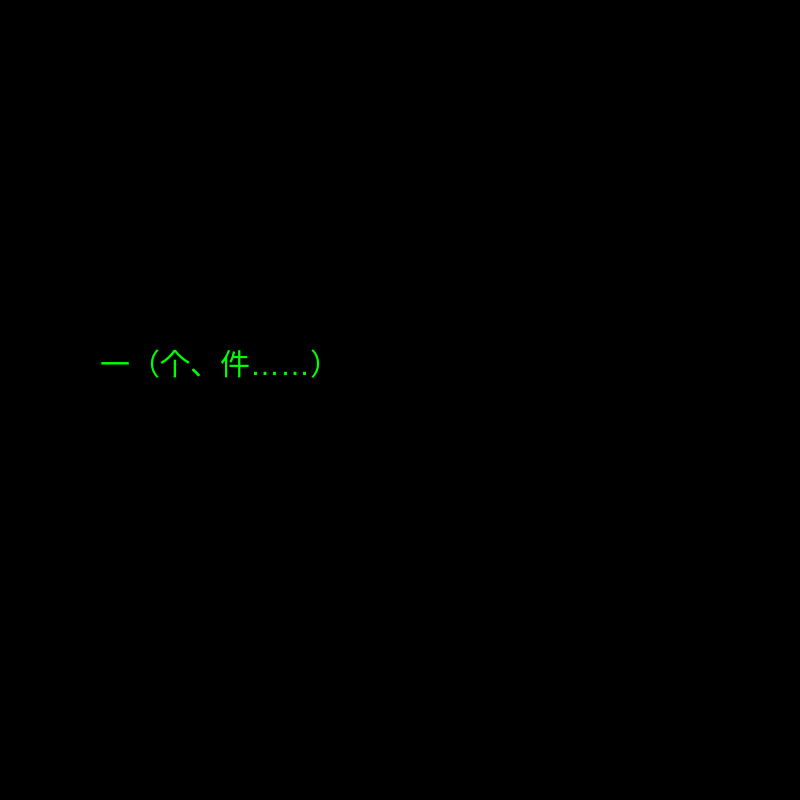
Frame 1 (no input)
Frame 60 (no input): identical to frame 1, image omitted
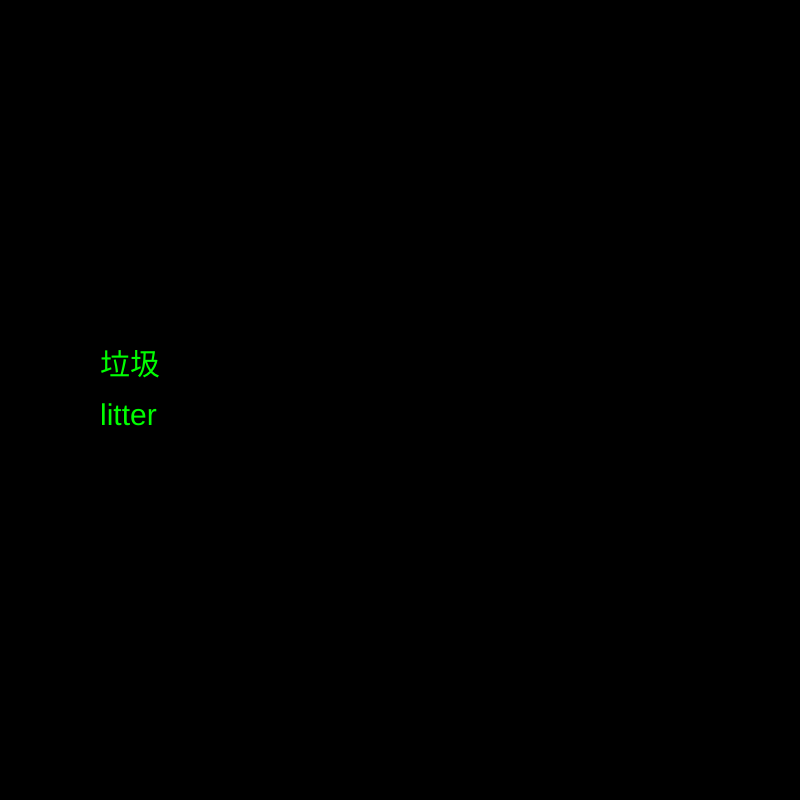
Frame 120 (the mouse pressed at the canvas centre since frame 60)

The p5.js sketch that drew these frames (run headless with seeded random() and noise() and a simulated clock; from frame 60 on, the mouse is pressed at the canvas centre):

// p5.js sketch
// ── sketch.js
 
 let vocab;
 
 
 function setup(){
     createCanvas(800, 800);
     background(0);
     vocab = data.zkv // need to point to the head of the json file
     console.log(vocab)
     fill(0,255,0)
     textSize(30)
     text(vocab[0].Chinese,100,100)
     text(vocab[0].English,100,150)


 }

 function draw(){
     background(0);
     fill(0,255,0);
     let index = floor(map(mouseX,0,width,0,vocab.length-1,true)) // true constrains it so you dont get -1
     console.log(index)
     text(vocab[index].Chinese,100,height/2-25)
     if(mouseIsPressed || keyIsPressed){
        text(vocab[index].English,100,height/2+25)
     }

     

 
     
 }
// ── zkv.js
let data = {"zkv":[
{"Chinese":"一（个、件……）","part":"art.","English":"a(an)"},
{"Chinese":"能力；才能","part":"n.","English":"ability"},
{"Chinese":"有一点儿","part":"","English":"a bit (of)"},
{"Chinese":"能够；有能力的","part":"a.","English":"able"},
{"Chinese":"大约；到处；四处","part":"ad.","English":"about"},
{"Chinese":"关于；在各处；四处","part":"prep.","English":"about"},
{"Chinese":"在……上面","part":"prep.","English":"above"},
{"Chinese":"首先，首要","part":"","English":"above all"},
{"Chinese":"到（在）国外","part":"ad.","English":"abroad"},
{"Chinese":"缺席；不在","part":"a.","English":"absent"},
{"Chinese":"口音；音调","part":"n.","English":"accent"},
{"Chinese":"接受","part":"vt.","English":"accept"},
{"Chinese":"事故，意外的事","part":"n.","English":"accident"},
{"Chinese":"痛；疼痛","part":"vi./ n.","English":"ache"},
{"Chinese":"根据","part":"prep.","English":"according to"},
{"Chinese":"达到；取得","part":"vt.","English":"achieve"},
{"Chinese":"横过；穿过","part":"prep","English":"across"},
{"Chinese":"法令；条例","part":"n.","English":"act"},
{"Chinese":"表演，扮演（角色）；演出，行动","part":"v.","English":"act"},
{"Chinese":"行动","part":"n.","English":"action"},
{"Chinese":"积极的，主动的","part":"a.","English":"active"},
{"Chinese":"活动","part":"n.","English":"activity"},
{"Chinese":"男演员；行动者，参与者","part":"n.","English":"actor"},
{"Chinese":"女演员","part":"n.","English":"actress"},
{"Chinese":"实际的，真实的","part":"a.","English":"actual"},
{"Chinese":"增添；增加","part":"vt.","English":"add"},
{"Chinese":"地址","part":"n.","English":"address"},
{"Chinese":"赞赏，敬佩","part":"vt.","English":"admire"},
{"Chinese":"成人","part":"n.","English":"adult"},
{"Chinese":"优点；好处","part":"n.","English":"advantage"},
{"Chinese":"宣传，做广告","part":"v.","English":"advertise"},
{"Chinese":"广告","part":"n.","English":"advertisement"},
{"Chinese":"忠告；劝告；建议","part":"n.","English":"advice"},
{"Chinese":"忠告；劝告；建议","part":"vet.","English":"advise"},
{"Chinese":"负担的起（……的费用）；抽的出（时间）；提供","part":"vt.","English":"afford"},
{"Chinese":"一些；少量；几个","part":"","English":"a few"},
{"Chinese":"害怕的；担心的","part":"a.","English":"afraid"},
{"Chinese":"非洲；非洲的","part":"n./adj.","English":"Africa"},
{"Chinese":"非洲的;非洲人的;（非洲）黑人的;来自非洲的","part":"adj.","English":"African"},
{"Chinese":"非洲人","part":"n.","English":"African"},
{"Chinese":"在后；后来","part":"ad.","English":"after"},
{"Chinese":"在……之后；在……后面","part":"prep.","English":"after"},
{"Chinese":"在……以后","part":"conj.","English":"after"},
{"Chinese":"毕竟，终究","part":"","English":"after all"},
{"Chinese":"课后","part":"","English":"after class"},
{"Chinese":"下午，午后","part":"n.","English":"afternoon"},
{"Chinese":"再一次；再，又","part":"ad.","English":"again"},
{"Chinese":"反复地；再三地","part":"","English":"again and again"},
{"Chinese":"对着，反对","part":"prep.","English":"against"},
{"Chinese":"年龄；时代","part":"n.","English":"age"},
{"Chinese":"以前","part":"ad.","English":"ago"},
{"Chinese":"同意；应允","part":"v.","English":"agree"},
{"Chinese":"同意；一致；协定","part":"n.","English":"agreement"},
{"Chinese":"同意做某事","part":"","English":"agree to do sth"},
{"Chinese":"同意某人的看法，与某人看法一致","part":"","English":"agree with sb"},
{"Chinese":"空气；大气","part":"n.","English":"air"},
{"Chinese":"航空公司","part":"n.","English":"airline"},
{"Chinese":"(美)飞机","part":"n.","English":"airplane"},
{"Chinese":"航空站，飞机场","part":"n.","English":"airport"},
{"Chinese":"一类；一种","part":"","English":"a kind of"},
{"Chinese":"活着的，存在的","part":"a.","English":"alive"},
{"Chinese":"一些，少量，几个","part":"","English":"a little"},
{"Chinese":"全部地","part":"ad.","English":"all"},
{"Chinese":"全(部)；所有的；总；整","part":"a.","English":"all"},
{"Chinese":"全部；全体成员","part":"pron.","English":"all"},
{"Chinese":"各种各样的","part":"","English":"all kinds of"},
{"Chinese":"到处，遍及，结束","part":"","English":"all over"},
{"Chinese":"好了，行吧，病好了","part":"","English":"all right"},
{"Chinese":"允许，准允","part":"vt.","English":"allow"},
{"Chinese":"几乎，差不多","part":"ad.","English":"almost"},
{"Chinese":"单独的，孤独的","part":"a.","English":"alone"},
{"Chinese":"向前；和…..在一起；一同","part":"ad.","English":"along"},
{"Chinese":"沿着；顺着","part":"prep.","English":"along"},
{"Chinese":"许多","part":"","English":"a lot of"},
{"Chinese":"大声地","part":"ad.","English":"aloud"},
{"Chinese":"已经","part":"ad.","English":"already"},
{"Chinese":"也","part":"ad.","English":"also"},
{"Chinese":"虽然；尽管","part":"conj.","English":"although"},
{"Chinese":"总是；一直；永远","part":"ad.","English":"always"},
{"Chinese":"美国；美洲","part":"n.","English":"America"},
{"Chinese":"美国人；美国人的","part":"a.","English":"American"},
{"Chinese":"美国人","part":"n.","English":"American"},
{"Chinese":"在…中间；在(三个以上)之间","part":"prep.","English":"among"},
{"Chinese":"古代的;古老的","part":"a.","English":"ancient"},
{"Chinese":"和；又；而","part":"conj.","English":"and"},
{"Chinese":"生气的，愤怒的","part":"a.","English":"angry"},
{"Chinese":"动物","part":"n.","English":"animal"},
{"Chinese":"再一；另一；别的；不同的","part":"a.","English":"another"},
{"Chinese":"另一个","part":"pron.","English":"another"},
{"Chinese":"一些，许多","part":"","English":"a number of"},
{"Chinese":"回答，答复；回信；答案","part":"n.","English":"answer"},
{"Chinese":"回答，答复；回信(作出)答案","part":"v.","English":"answer"},
{"Chinese":"蚂蚁","part":"n.","English":"ant"},
{"Chinese":"（无论）哪一个；那些","part":"pron.","English":"any"},
{"Chinese":"任何的；（用于疑问句、否定句）一些；什么","part":"a.","English":"any"},
{"Chinese":"任何人，无论谁","part":"pron.","English":"anybody"},
{"Chinese":"任何人，无论谁","part":"pron.","English":"anyone"},
{"Chinese":"什么事/物；任何事/物","part":"pron.","English":"anything"},
{"Chinese":"不管怎样","part":"ad.","English":"anyway"},
{"Chinese":"任何地方","part":"ad.","English":"anywhere"},
{"Chinese":"一双，一副","part":"","English":"a pair of"},
{"Chinese":"出现","part":"vi.","English":"appear"},
{"Chinese":"一（块，张，片，件）","part":"","English":"a piece of"},
{"Chinese":"苹果","part":"n.","English":"apple"},
{"Chinese":"四月","part":"n.","English":"April"},
{"Chinese":"面积；地域；区域；范围；领域","part":"n.","English":"area"},
{"Chinese":"主张；争论；劝告，说服；证明","part":"v.","English":"argue"},
{"Chinese":"臂，支架","part":"n.","English":"arm"},
{"Chinese":"军队","part":"n.","English":"army"},
{"Chinese":"在周围；在附近","part":"ad.","English":"around"},
{"Chinese":"在……周围；大约","part":"prep.","English":"around"},
{"Chinese":"到达；达到","part":"vi.","English":"arrive"},
{"Chinese":"到达某地","part":"","English":"arrive at(in) a place"},
{"Chinese":"艺术，美术；技艺","part":"n.","English":"art"},
{"Chinese":"文章；东西；冠词","part":"n.","English":"article"},
{"Chinese":"艺术家，画家","part":"n.","English":"artist"},
{"Chinese":"像……一样；如同；因为；作为，当作","part":"ad.&conj","English":"as"},
{"Chinese":"（作为）结果","part":"","English":"as a result"},
{"Chinese":"(表示程度，范围)就......尽......","part":"","English":"as far as"},
{"Chinese":"好像，仿佛","part":"","English":"as if"},
{"Chinese":"亚洲","part":"n.","English":"Asia"},
{"Chinese":"亚洲的；亚洲人的；亚洲人","part":"a./n.","English":"Asian"},
{"Chinese":"问,询问；请求，要求；邀请","part":"v.","English":"ask"},
{"Chinese":"睡着的，熟睡","part":"a.","English":"asleep"},
{"Chinese":"只要","part":"","English":"as long as"},
{"Chinese":"一......就","part":"","English":"as soon as"},
{"Chinese":"通常，平常地","part":"","English":"as usual"},
{"Chinese":"除...之外（也）","part":"","English":"as well as"},
{"Chinese":"也，又","part":"","English":"as well"},
{"Chinese":"像，如同","part":"","English":"as...as..."},
{"Chinese":"在（几点钟）；在（某处）","part":"prep.","English":"at"},
{"Chinese":"大西洋（的）","part":"n. & a.","English":"Atlantic"},
{"Chinese":"参加，出席；被动语态表伴随；照顾","part":"v.","English":"attend"},
{"Chinese":"关心；注意","part":"n.","English":"attention"},
{"Chinese":"八月","part":"n.","English":"August"},
{"Chinese":"态度，看法；姿势","part":"n.","English":"attitude"},
{"Chinese":"吸引","part":"v.","English":"attract"},
{"Chinese":"伯母；舅母；审；姑；姨","part":"n.","English":"aunt"},
{"Chinese":"澳洲；澳大利亚","part":"n.","English":"Australia"},
{"Chinese":"澳洲的；澳大利亚的","part":"a.","English":"Australian"},
{"Chinese":"澳大利亚人","part":"n.","English":"Australian"},
{"Chinese":"秋天，秋季","part":"n.","English":"autumn"},
{"Chinese":"有用的；有效的","part":"a.","English":"available"},
{"Chinese":"避免；躲开；逃避","part":"v.","English":"avoid"},
{"Chinese":"唤醒；醒着的","part":"v.","English":"awake(awoke；awoken)"},
{"Chinese":"离开；远离","part":"ad.","English":"away"},
{"Chinese":"糟糕的; 可怕的; 非常的;","part":"ad.&a.","English":"awful"},
{"Chinese":"婴儿","part":"n.","English":"baby"},
{"Chinese":"回（原处）；向后","part":"ad.","English":"back"},
{"Chinese":"后面的","part":"a.","English":"back"},
{"Chinese":"背后；后部；背","part":"n.","English":"back"},
{"Chinese":"背景","part":"n.","English":"background"},
{"Chinese":"坏的；有害的；不利的；严重的","part":"a.","English":"bad (worse, worst)"},
{"Chinese":"书包；提包；袋子","part":"n.","English":"bag"},
{"Chinese":"平衡;使平衡","part":"n.&v.","English":"balance"},
{"Chinese":"球","part":"n.","English":"ball"},
{"Chinese":"气球","part":"n.","English":"balloon"},
{"Chinese":"竹子","part":"n.","English":"bamboo"},
{"Chinese":"香蕉","part":"n.","English":"banana"},
{"Chinese":"（河、海、湖的）岸，堤；银行","part":"n.","English":"bank"},
{"Chinese":"棒球","part":"n.","English":"baseball"},
{"Chinese":"基本的","part":"a.","English":"basic"},
{"Chinese":"篮子","part":"n.","English":"basket"},
{"Chinese":"篮球","part":"n.","English":"basketball"},
{"Chinese":"浴室","part":"n.","English":"bathroom"},
{"Chinese":"是（原形），其人称和时态形式有am,is,are,was,were,being, been成为","part":"v.","English":"be"},
{"Chinese":"为....而感到骄傲,自豪","part":"","English":"be proud of"},
{"Chinese":"对...严格要求","part":"","English":"be strict with"},
{"Chinese":"海滨，海滩","part":"n.","English":"beach"},
{"Chinese":"豆","part":"n.","English":"bean"},
{"Chinese":"熊","part":"n.","English":"bear"},
{"Chinese":"忍受，具有，支撑，生孩子","part":"v.","English":"bear(bore, born)"},
{"Chinese":"敲打；跳动；打赢","part":"v.","English":"beat(beat, beaten)"},
{"Chinese":"（音乐）节拍","part":"n.","English":"beat"},
{"Chinese":"美的，美丽的，美观的","part":"a.","English":"beautiful"},
{"Chinese":"因为","part":"conj.","English":"because"},
{"Chinese":"变得；成为","part":"v.","English":"become(became, become)"},
{"Chinese":"床","part":"n.","English":"bed"},
{"Chinese":"寝室，卧室","part":"n.","English":"bedroom"},
{"Chinese":"蜜蜂","part":"n.","English":"bee"},
{"Chinese":"牛肉","part":"n.","English":"beef"},
{"Chinese":"在……以前；在……前面","part":"prep.","English":"before"},
{"Chinese":"以前","part":"ad.","English":"before"},
{"Chinese":"在…..之前","part":"conj.","English":"before"},
{"Chinese":"开始，着手","part":"v.","English":"begin(began, begun)"},
{"Chinese":"表现","part":"v.","English":"behave"},
{"Chinese":"行为，举止","part":"n.","English":"behaviour"},
{"Chinese":"(表示位置)在……后面","part":"prep.","English":"behind"},
{"Chinese":"在后面；向后","part":"ad.","English":"behind"},
{"Chinese":"相信；认为","part":"v.","English":"believe"},
{"Chinese":"钟，铃；钟（铃）声；钟形物","part":"n.","English":"bell"},
{"Chinese":"属于；适应","part":"v.","English":"belong"},
{"Chinese":"属于","part":"","English":"belong to"},
{"Chinese":"在……下面","part":"prep.","English":"below"},
{"Chinese":"好处，益处；使受益","part":"v.&n.","English":"benefit"},
{"Chinese":"在…..旁边；靠近","part":"prep.","English":"beside"},
{"Chinese":"除……以外（还有）","part":"prep.","English":"besides"},
{"Chinese":"还有，此外","part":"ad.","English":"besides"},
{"Chinese":"最好的，最出色的；最高标准的","part":"ad.","English":"best（good和well的最高级）"},
{"Chinese":"最好的，最愉快的，最合适的","part":"a.","English":"best"},
{"Chinese":"佼佼者","part":"n.","English":"the best"},
{"Chinese":"更好的，较好的","part":"ad.","English":"better（good和well的比较级）"},
{"Chinese":"更好的，更合适的","part":"a.","English":"better"},
{"Chinese":"更合适者","part":"n.","English":"better"},
{"Chinese":"在（两者）之间，在……中间","part":"prep.","English":"between"},
{"Chinese":"（表示位置）在……的那边；超过；越过","part":"prep.","English":"beyond"},
{"Chinese":"大的","part":"a.","English":"big"},
{"Chinese":"自行车","part":"n.","English":"bike=bicycle"},
{"Chinese":"帐单；法案，议案；（美）钞票，纸币","part":"n.","English":"bill"},
{"Chinese":"鸟","part":"n.","English":"bird"},
{"Chinese":"出生；诞生","part":"n.","English":"birth"},
{"Chinese":"生日","part":"n.","English":"birthday"},
{"Chinese":"饼干","part":"n.","English":"biscuit"},
{"Chinese":"一点，一些，少量","part":"n.","English":"bit"},
{"Chinese":"有苦味的；痛苦的；难过的；严酷的","part":"a.","English":"bitter"},
{"Chinese":"黑色","part":"n.","English":"black"},
{"Chinese":"黑色的","part":"a.","English":"black"},
{"Chinese":"黑板","part":"n.","English":"blackboard"},
{"Chinese":"瞎的","part":"n.","English":"blind"},
{"Chinese":"阻碍；街区","part":"n.","English":"block"},
{"Chinese":"阻止","part":"v.","English":"block"},
{"Chinese":"血，血液","part":"n.","English":"blood"},
{"Chinese":"女式衬衫；上衣","part":"n.","English":"blouse"},
{"Chinese":"吹；刮风；吹气","part":"v.","English":"blow(blew, blown)"},
{"Chinese":"蓝色","part":"a.","English":"blue"},
{"Chinese":"木板；布告牌；委员会；（政府的）部；伙食","part":"n.","English":"board"},
{"Chinese":"小船，小舟","part":"n.","English":"boat"},
{"Chinese":"身体","part":"n.","English":"body"},
{"Chinese":"书；本子","part":"n.","English":"book"},
{"Chinese":"预定，定（房间/车票等）","part":"v.","English":"book"},
{"Chinese":"烦闷的；厌烦的","part":"a.","English":"bored"},
{"Chinese":"乏味的；无聊的","part":"a.","English":"boring"},
{"Chinese":"出生","part":"a.","English":"born"},
{"Chinese":"（向别人）借用；借","part":"v.","English":"borrow"},
{"Chinese":"领班；老板","part":"n.","English":"boss"},
{"Chinese":"两；双","part":"a.","English":"both"},
{"Chinese":"两者；双方","part":"pron.","English":"both"},
{"Chinese":"两者都，既......又.......","part":"","English":"both....and"},
{"Chinese":"瓶子","part":"n.","English":"bottle"},
{"Chinese":"底部；底","part":"n.","English":"bottom"},
{"Chinese":"碗","part":"n.","English":"bowl"},
{"Chinese":"盒子，箱子","part":"n.","English":"box"},
{"Chinese":"男孩","part":"n.","English":"boy"},
{"Chinese":"脑子","part":"n.","English":"brain"},
{"Chinese":"勇敢的","part":"a.","English":"brave"},
{"Chinese":"面包；食物，粮食；生计","part":"n.","English":"bread"},
{"Chinese":"打破（断、碎）；损坏，撕开","part":"v","English":"break(broke, broken)"},
{"Chinese":"损坏，（把化合物）分解；（汽车）抛锚","part":"","English":"break down"},
{"Chinese":"闯入，强行进入；插嘴，打断","part":"","English":"break in"},
{"Chinese":"（战争，火灾等）突然发生，爆发","part":"","English":"break out"},
{"Chinese":"早餐","part":"n.","English":"breakfast"},
{"Chinese":"气息；呼吸","part":"n.","English":"breath"},
{"Chinese":"呼吸","part":"vi.","English":"breathe"},
{"Chinese":"桥","part":"n..","English":"bridge"},
{"Chinese":"明亮的；聪明的","part":"a.","English":"bright"},
{"Chinese":"拿来，带来，取来","part":"vt.","English":"bring(brought, brought)"},
{"Chinese":"教育，培养","part":"","English":"bring up"},
{"Chinese":"英国","part":"n.","English":"Britain"},
{"Chinese":"英国人，英国人的，英国的","part":"ad.&a.","English":"British"},
{"Chinese":"兄；弟","part":"n.","English":"brother"},
{"Chinese":"褐色，棕色","part":"n.","English":"brown"},
{"Chinese":"褐色的，棕色的","part":"a.","English":"brown"},
{"Chinese":"刷；擦","part":"v.","English":"brush"},
{"Chinese":"刷子","part":"n.","English":"brush"},
{"Chinese":"建筑；造","part":"v.","English":"build(built, built)"},
{"Chinese":"逐步建立","part":"","English":"build up"},
{"Chinese":"建筑物；房屋；大楼","part":"n.","English":"building"},
{"Chinese":"燃，烧；着火；使烧焦；使晒黑","part":"v.","English":"burn(-ed,ed/burnt,burnt)"},
{"Chinese":"公共汽车","part":"n.","English":"bus"},
{"Chinese":"（本分）工作；职业；生意；交易；事业","part":"n.","English":"business"},
{"Chinese":"忙（碌）的","part":"a.","English":"busy"},
{"Chinese":"但是；可是","part":"conj.","English":"but"},
{"Chinese":"除了；除…之外","part":"Prep.","English":"but"},
{"Chinese":"黄油；奶油","part":"n.","English":"butter"},
{"Chinese":"蝴蝶","part":"n.","English":"butterfly"},
{"Chinese":"买","part":"vt.","English":"buy(bought, bought)"},
{"Chinese":"靠近；在…旁边；在…时间；不迟于；被；用；由；乘（车）","part":"prep.","English":"by"},
{"Chinese":"偶然","part":"","English":"by accident"},
{"Chinese":"乘飞机（公交车，火车，轮船）","part":"","English":"by air(bus,train,ship)"},
{"Chinese":"日间，在白天","part":"","English":"by day"},
{"Chinese":"顺便说；顺便问一下","part":"","English":"by the way"},
{"Chinese":"再见","part":"int.","English":"bye"},
{"Chinese":"卷心菜；洋白菜","part":"n.","English":"cabbage"},
{"Chinese":"蛋糕；糕点；饼","part":"n.","English":"cake"},
{"Chinese":"日历","part":"n.","English":"calendar"},
{"Chinese":"喊；叫；电话，通话","part":"n.","English":"call"},
{"Chinese":"称呼；呼唤；喊；叫","part":"v.","English":"call"},
{"Chinese":"召集，召来","part":"","English":"call in"},
{"Chinese":"拜访","part":"","English":"call on"},
{"Chinese":"号召，打电话","part":"","English":"call up"},
{"Chinese":"骆驼","part":"n.","English":"camel"},
{"Chinese":"照相机；摄象机","part":"n.","English":"camera"},
{"Chinese":"（夏令）营","part":"n.","English":"camp"},
{"Chinese":"能够；可以；会","part":"modal v.","English":"can (could,-) (can’t/cannot)"},
{"Chinese":"加拿大","part":"n.","English":"Canada"},
{"Chinese":"加拿大人，加拿大人的，加拿大的","part":"adj./n.","English":"Canadian"},
{"Chinese":"取消","part":"v.","English":"cancel"},
{"Chinese":"蜡烛","part":"n.","English":"candle"},
{"Chinese":"癌","part":"n.","English":"cancer"},
{"Chinese":"糖果","part":"n.","English":"candy"},
{"Chinese":"（无檐的或前面有檐的）帽子；（瓶）盖；（钢笔）笔套","part":"n.","English":"cap"},
{"Chinese":"首都；省会；大写；资本","part":"n.","English":"capital"},
{"Chinese":"（海军）上校；船长；舰长；队长","part":"n.","English":"captain"},
{"Chinese":"汽车；小卧车","part":"n.","English":"car"},
{"Chinese":"卡片；名片；纸牌","part":"n.","English":"card"},
{"Chinese":"照料；保护；小心","part":"n.","English":"care"},
{"Chinese":"介意…；在乎；关心","part":"v.","English":"care"},
{"Chinese":"喜欢，照顾（病人）","part":"","English":"care for"},
{"Chinese":"小心的;仔细的;谨慎的","part":"a.","English":"careful"},
{"Chinese":"粗心的；漫不经心的","part":"a.","English":"careless"},
{"Chinese":"胡萝卜","part":"n.","English":"carrot"},
{"Chinese":"拿；搬；带；提；抬；背；抱；运等","part":"vt.","English":"carry"},
{"Chinese":"继续下去，继续开展","part":"","English":"carry on"},
{"Chinese":"执行","part":"","English":"carry out"},
{"Chinese":"动画片","part":"n.","English":"cartoon"},
{"Chinese":"猫","part":"n.","English":"cat"},
{"Chinese":"接住；捉住；赶上；染上（疾病）","part":"v.","English":"catch(caught, caught)"},
{"Chinese":"赶上（或超过）","part":"","English":"catch up with"},
{"Chinese":"原因；起因","part":"n.","English":"cause"},
{"Chinese":"促使；引起；使发生","part":"vt.","English":"cause"},
{"Chinese":"天花板；顶棚","part":"n.","English":"ceiling"},
{"Chinese":"庆祝","part":"v.","English":"celebrate"},
{"Chinese":"美分(100 cents=1 dollar)","part":"n.","English":"cent"},
{"Chinese":"中心的，主要的","part":"a.","English":"central"},
{"Chinese":"中心，中央","part":"n.","English":"centre (美center)"},
{"Chinese":"世纪，百年","part":"n.","English":"century"},
{"Chinese":"确定的，无疑的；一定会……","part":"a.","English":"certain"},
{"Chinese":"当然","part":"ad.","English":"certainly"},
{"Chinese":"椅子","part":"n.","English":"chair"},
{"Chinese":"主席；会长；议长","part":"n.","English":"chairman/"},
{"Chinese":"","part":"","English":"chairwoman"},
{"Chinese":"粉笔","part":"n.","English":"chalk"},
{"Chinese":"挑战","part":"n.","English":"challenge"},
{"Chinese":"机会，可能性","part":"n.","English":"chance"},
{"Chinese":"零钱；找头．改变，变化；更换；兑换","part":"n. v.","English":"change"},
{"Chinese":"转换成，把……变成","part":"","English":"change into"},
{"Chinese":"品质，性格，角色，特性","part":"n.","English":"character"},
{"Chinese":"咏唱；歌颂;","part":"vt.","English":"chant"},
{"Chinese":"颂歌；曲子","part":"n.","English":"chant"},
{"Chinese":"便宜的，贱","part":"a.","English":"cheap"},
{"Chinese":"骗取，哄骗；作弊","part":"v.","English":"cheat"},
{"Chinese":"检查；批改;","part":"n.","English":"check"},
{"Chinese":"校对，核对；检查；批改","part":"vt.","English":"check"},
{"Chinese":"报到，登记","part":"","English":"check in"},
{"Chinese":"查明，结账","part":"","English":"check out"},
{"Chinese":"欢呼；喝彩","part":"n.&vi.","English":"cheer"},
{"Chinese":"奶酪","part":"n.","English":"cheese"},
{"Chinese":"化学","part":"n.","English":"chemistry"},
{"Chinese":"棋","part":"n.","English":"chess"},
{"Chinese":"箱子；盒子；胸部","part":"n.","English":"chest"},
{"Chinese":"鸡；鸡肉","part":"n.","English":"chicken"},
{"Chinese":"孩子，儿童","part":"n.","English":"child (pl.children)"},
{"Chinese":"中国","part":"n.","English":"China"},
{"Chinese":"中国的；中国人的；中国话的，汉语的;","part":"a.","English":"Chinese"},
{"Chinese":"中国人；中国话，汉语，中文","part":"n.","English":"Chinese"},
{"Chinese":"巧克力","part":"n.","English":"chocolate"},
{"Chinese":"选择；抉择","part":"n.","English":"choice"},
{"Chinese":"选择","part":"vt.","English":"choose (chose, chosen)"},
{"Chinese":"筷子","part":"n.","English":"chopsticks"},
{"Chinese":"圣诞节(12月25)","part":"n.","English":"Christmas"},
{"Chinese":"教堂；教会","part":"n.","English":"church"},
{"Chinese":"电影院；电影","part":"n.","English":"cinema"},
{"Chinese":"圆圈;","part":"n.","English":"circle"},
{"Chinese":"将……圈起来","part":"vt.","English":"circle"},
{"Chinese":"市，城市，都市","part":"n.","English":"city"},
{"Chinese":"拍手；鼓掌","part":"vi.&n.","English":"clap"},
{"Chinese":"(学校里的)班；年级；课","part":"n.","English":"class"},
{"Chinese":"同班同学","part":"n.","English":"classmate"},
{"Chinese":"教室","part":"n.","English":"classroom"},
{"Chinese":"弄干净，擦干净;","part":"vt.","English":"clean"},
{"Chinese":"清洁的，干净的","part":"a.","English":"clean"},
{"Chinese":"清晰的；明亮的；清楚的","part":"a.","English":"clear"},
{"Chinese":"整理，收拾，（天气）放晴","part":"","English":"clear up"},
{"Chinese":"聪明的，伶俐的","part":"a.","English":"clever"},
{"Chinese":"爬，攀登","part":"v.","English":"climb"},
{"Chinese":"钟","part":"n.","English":"clock"},
{"Chinese":"关，关闭","part":"vt.","English":"close"},
{"Chinese":"衣服；各种衣物","part":"n.","English":"clothes"},
{"Chinese":"云；云状物；阴影","part":"n.","English":"cloud"},
{"Chinese":"多云的，阴天的","part":"a.","English":"cloudy"},
{"Chinese":"俱乐部","part":"n.","English":"club"},
{"Chinese":"教练；马车；长途车","part":"n.","English":"coach"},
{"Chinese":"煤；煤块","part":"n.","English":"coal"},
{"Chinese":"海岸；海滨","part":"n.","English":"coast"},
{"Chinese":"外套；涂层；表皮；皮毛","part":"n.","English":"coat"},
{"Chinese":"咖啡","part":"n.","English":"coffee"},
{"Chinese":"硬币","part":"n.","English":"coin"},
{"Chinese":"冷的，寒的;","part":"a.","English":"cold"},
{"Chinese":"寒冷；感冒，伤风","part":"n.","English":"cold"},
{"Chinese":"收集，搜集","part":"vt.","English":"collect"},
{"Chinese":"学院；专科学校","part":"n.","English":"college"},
{"Chinese":"颜色;","part":"n.","English":"colour (美color)"},
{"Chinese":"给……着色，涂色","part":"vt.","English":"colour"},
{"Chinese":"来，来到","part":"vi.","English":"come(came, come)"},
{"Chinese":"（偶然）遇见（或发现）","part":"","English":"come across"},
{"Chinese":"回来；想起来","part":"","English":"come back"},
{"Chinese":"落，下来","part":"","English":"come down"},
{"Chinese":"出生（于），来自","part":"","English":"come from"},
{"Chinese":"进入，进来","part":"","English":"come in"},
{"Chinese":"快;走吧;跟我来","part":"","English":"come on"},
{"Chinese":"出来；（书等）出版，发行","part":"","English":"come out"},
{"Chinese":"共计，达到","part":"","English":"come to"},
{"Chinese":"实现","part":"","English":"come true"},
{"Chinese":"追上；赶上；想出（主意）；找出（答案）","part":"","English":"come up with"},
{"Chinese":"上来，上升，抬头","part":"","English":"come up"},
{"Chinese":"舒服的；安逸的；舒服自在的","part":"a.","English":"comfortable"},
{"Chinese":"普通的，一般的；共有的","part":"a.","English":"common"},
{"Chinese":"交际；传达(感情信息等)","part":"v.","English":"communicate"},
{"Chinese":"交际；交往；通讯","part":"n.","English":"communication"},
{"Chinese":"社区","part":"n.","English":"community"},
{"Chinese":"公司","part":"n.","English":"company"},
{"Chinese":"比较；对比","part":"vt.","English":"compare"},
{"Chinese":"与……相比","part":"","English":"compare to"},
{"Chinese":"与……相比","part":"","English":"compare with"},
{"Chinese":"比赛；竞赛","part":"n.","English":"competition"},
{"Chinese":"抱怨；投诉；埋怨；发牢骚","part":"v.","English":"complain"},
{"Chinese":"完成；结束a．完成的","part":"vt.","English":"complete"},
{"Chinese":"作文；作曲","part":"n.","English":"composition"},
{"Chinese":"电子计算机","part":"n.","English":"computer"},
{"Chinese":"音乐会；演奏会","part":"n.","English":"concert"},
{"Chinese":"条件；状况","part":"n.","English":"condition"},
{"Chinese":"（正式的）会议","part":"n.","English":"conference"},
{"Chinese":"自信的","part":"a.","English":"confident"},
{"Chinese":"使困惑","part":"v.","English":"confuse"},
{"Chinese":"祝贺","part":"v.","English":"congratulate"},
{"Chinese":"祝贺……","part":"","English":"congratulate …on"},
{"Chinese":"连接；把…联系起来","part":"vt.","English":"connect"},
{"Chinese":"与……相连","part":"","English":"connect with"},
{"Chinese":"考虑","part":"vt.","English":"consider"},
{"Chinese":"继续","part":"vi.","English":"continue"},
{"Chinese":"控制","part":"vt.& n.","English":"control"},
{"Chinese":"方便的","part":"a.","English":"convenient"},
{"Chinese":"谈话，交谈","part":"n.","English":"conversation"},
{"Chinese":"炊事员，厨师z，．烹调，做饭","part":"n.","English":"cook"},
{"Chinese":"炊具(锅、炉灶、烤炉等)","part":"n.","English":"cooker"},
{"Chinese":"曲奇饼，饼干","part":"n.","English":"cookie"},
{"Chinese":"凉的，凉爽的；酷","part":"a.","English":"cool"},
{"Chinese":"抄本，副本；一本(份，册……)","part":"n.","English":"copy"},
{"Chinese":"抄写；复印；(计算机用语)拷(备份盘)","part":"v.","English":"copy"},
{"Chinese":"玉米，谷物","part":"n.","English":"corn"},
{"Chinese":"角；角落；拐角","part":"n.","English":"corner"},
{"Chinese":"改正；纠正;","part":"v.","English":"correct"},
{"Chinese":"正确的，对的；恰当的","part":"a.","English":"correct"},
{"Chinese":"值(多少钱)；花费;","part":"v.","English":"cost(cost, cost)"},
{"Chinese":"价格","part":"n.","English":"cost"},
{"Chinese":"棉花;","part":"n.","English":"cotton"},
{"Chinese":"棉花的","part":"a.","English":"cotton"},
{"Chinese":"咳嗽","part":"n.&vi.","English":"cough"},
{"Chinese":"(can的过去式)可以；（表示许可或请求）可以…，行","part":"modal v.","English":"could"},
{"Chinese":"数，点数","part":"vt.","English":"count"},
{"Chinese":"国家；农村，乡下","part":"n.","English":"country"},
{"Chinese":"乡下，农村","part":"n.","English":"countryside"},
{"Chinese":"夫妇；一对","part":"n.","English":"couple"},
{"Chinese":"勇气；胆略","part":"n.","English":"courage"},
{"Chinese":"过程；经过；课程","part":"n.","English":"course"},
{"Chinese":"堂(表)兄弟，堂(表)姐妹","part":"n.","English":"cousin"},
{"Chinese":"盖子；罩．","part":"n.","English":"cover"},
{"Chinese":"覆盖，遮盖；掩盖","part":"v.","English":"cover"},
{"Chinese":"母牛，奶牛","part":"n.","English":"cow"},
{"Chinese":"蜡笔；蜡笔画","part":"n.","English":"crayon"},
{"Chinese":"疯狂的","part":"a.","English":"crazy"},
{"Chinese":"创造；造成","part":"vt.","English":"create"},
{"Chinese":"批评，评论","part":"v.","English":"criticize"},
{"Chinese":"十字形的东西;","part":"n.","English":"cross"},
{"Chinese":"越过；穿过","part":"vt.","English":"cross"},
{"Chinese":"生气地","part":"a.","English":"cross"},
{"Chinese":"拥挤的","part":"v.","English":"crowd"},
{"Chinese":"残酷的；无情的","part":"a.","English":"cruel"},
{"Chinese":"叫喊；哭声;","part":"n.","English":"cry"},
{"Chinese":"喊叫；哭","part":"v.","English":"cry"},
{"Chinese":"文化","part":"n.","English":"culture"},
{"Chinese":"茶杯","part":"n.","English":"cup"},
{"Chinese":"好奇的，古怪的","part":"a.","English":"curious"},
{"Chinese":"顾客","part":"n.","English":"customer"},
{"Chinese":"切，剪，削，割","part":"v.","English":"cut(cut, cut)"},
{"Chinese":"砍倒","part":"","English":"cut down"},
{"Chinese":"切断","part":"","English":"cut off"},
{"Chinese":"可爱的，迷人的","part":"a.","English":"cute"},
{"Chinese":"每日的；日常的","part":"a.","English":"daily"},
{"Chinese":"每天","part":"ad.","English":"daily"},
{"Chinese":"日报","part":"n.","English":"daily"},
{"Chinese":"跳舞","part":"n.&vi.","English":"dance"},
{"Chinese":"危险","part":"n.","English":"danger"},
{"Chinese":"危险的","part":"a.","English":"dangerous"},
{"Chinese":"敢；敢于","part":"v.&aux.v","English":"dare"},
{"Chinese":"黑暗；暗处；日暮;黑暗的；暗淡的；深色的","part":"a.","English":"dark"},
{"Chinese":"日期；约会","part":"n.","English":"date"},
{"Chinese":"女儿","part":"n.","English":"daughter"},
{"Chinese":"天; 日；白天","part":"n.","English":"day"},
{"Chinese":"日日夜夜","part":"","English":"day and night"},
{"Chinese":"死的；无生命的","part":"a.","English":"dead"},
{"Chinese":"聋的","part":"a.","English":"deaf"},
{"Chinese":"量，数额；交易","part":"v.","English":"deal"},
{"Chinese":"处理，对付","part":"","English":"deal with"},
{"Chinese":"亲爱的","part":"a.","English":"dear"},
{"Chinese":"死","part":"n.","English":"death"},
{"Chinese":"十二月","part":"n.","English":"December"},
{"Chinese":"决定；下决心","part":"v.","English":"decide"},
{"Chinese":"决定；决心","part":"n.","English":"decision"},
{"Chinese":"深的;","part":"a.","English":"deep"},
{"Chinese":"深；深厚","part":"ad.","English":"deep"},
{"Chinese":"程度；度数；学位","part":"n.","English":"degree"},
{"Chinese":"美味的，可口的","part":"a.","English":"delicious"},
{"Chinese":"传递, 履行, 分发, 给予","part":"v.","English":"deliver"},
{"Chinese":"牙科医生","part":"n.","English":"dentist"},
{"Chinese":"依靠；依赖；指望；取决于","part":"vi.","English":"depend"},
{"Chinese":"依靠,相信，信赖","part":"","English":"depend on（upon）"},
{"Chinese":"描写，叙述","part":"vt.","English":"describe"},
{"Chinese":"设计，构思","part":"v.","English":"design"},
{"Chinese":"设计，图案","part":"n.","English":"design"},
{"Chinese":"书桌，写字台","part":"n.","English":"desk"},
{"Chinese":"破坏，毁灭","part":"v.","English":"destroy"},
{"Chinese":"(使)发展；(使)发达；(使)发育；开发","part":"v.","English":"develop"},
{"Chinese":"冲洗(照片)","part":"vt.","English":"develop"},
{"Chinese":"发展；发达；发育；开发","part":"n.","English":"development"},
{"Chinese":"对话","part":"n.","English":"dialogue (美dialog)"},
{"Chinese":"日记；日记簿","part":"n.","English":"diary"},
{"Chinese":"词典，字典","part":"n.","English":"dictionary"},
{"Chinese":"死","part":"v.","English":"die"},
{"Chinese":"消失，灭亡","part":"","English":"die out"},
{"Chinese":"不同","part":"n.","English":"difference"},
{"Chinese":"不同的，有差异的","part":"a.","English":"different"},
{"Chinese":"与……不同","part":"","English":"different from"},
{"Chinese":"难的；艰难的；不易相处的","part":"a.","English":"difficult"},
{"Chinese":"困难；费力","part":"n.","English":"difficulty"},
{"Chinese":"挖(洞、沟等)；掘","part":"v.","English":"dig(dug, dug)"},
{"Chinese":"吃饭","part":"n.&v.","English":"dining"},
{"Chinese":"正餐，宴会","part":"n.","English":"dinner"},
{"Chinese":"直接的；直达的；直截了当的","part":"a.","English":"direct"},
{"Chinese":"指挥；指导；监督；管理；指挥（演奏）；导演（电影）","part":"vt.","English":"direct"},
{"Chinese":"方向；方位","part":"n.","English":"direction"},
{"Chinese":"主任，主管，导演","part":"n.","English":"director"},
{"Chinese":"脏的","part":"a.","English":"dirty"},
{"Chinese":"失望的","part":"a.","English":"disappoint"},
{"Chinese":"发现","part":"vt.","English":"discover"},
{"Chinese":"发现","part":"n.","English":"discovery"},
{"Chinese":"讨论，议论","part":"vt.","English":"discuss"},
{"Chinese":"讨论，辩论","part":"n.","English":"discussion"},
{"Chinese":"病，疾病","part":"n.","English":"disease"},
{"Chinese":"盘，碟；盘装菜；盘形物","part":"n.","English":"dish"},
{"Chinese":"解散；解雇；遣散","part":"vt.","English":"dismiss"},
{"Chinese":"扰乱；打扰","part":"vt.","English":"disturb"},
{"Chinese":"分；划分","part":"vt.","English":"divide"},
{"Chinese":"把……分成……","part":"","English":"divide … into…"},
{"Chinese":"做，干(用以构成疑问句及否定句，第三人称单数现在时用does)","part":"v.&aux.v","English":"do(did, done)"},
{"Chinese":"不做；不干","part":"aux.v","English":"don’t= do not"},
{"Chinese":"尽最大努力","part":"","English":"do one’s best"},
{"Chinese":"做打扫","part":"","English":"do some cleaning"},
{"Chinese":"买东西","part":"","English":"do some shopping"},
{"Chinese":"医生，大夫；博士","part":"n.","English":"doctor"},
{"Chinese":"狗","part":"n.","English":"dog"},
{"Chinese":"玩偶，玩具娃娃","part":"n.","English":"doll"},
{"Chinese":"元(美国、加拿大、澳大利亚等国货币单位)","part":"n.","English":"dollar"},
{"Chinese":"门","part":"n.","English":"door"},
{"Chinese":"两倍的; 双的; 两个/双","part":"a./n.","English":"double"},
{"Chinese":"怀疑；疑惑","part":"n.&vt.","English":"doubt"},
{"Chinese":"沿着，沿……而下","part":"prep.","English":"down"},
{"Chinese":"向下","part":"ad.","English":"down"},
{"Chinese":"在楼下；到楼下","part":"ad.","English":"downstairs"},
{"Chinese":"十二个；一打","part":"n.","English":"dozen"},
{"Chinese":"绘画；绘制；拉，拖；提取(金钱)","part":"v.","English":"draw(drew, drawn)"},
{"Chinese":"抽屉","part":"n.","English":"drawer"},
{"Chinese":"梦，梦想","part":"n.&vt.","English":"dream(dreamt,dreamt/-ed, -ed)"},
{"Chinese":"女服，连衣裙；(统指)服装；童装","part":"n.","English":"dress"},
{"Chinese":"穿衣；穿着","part":"v.","English":"dress"},
{"Chinese":"喝，饮;","part":"v.","English":"drink(drank, drunk)"},
{"Chinese":"饮料；喝酒","part":"n.","English":"drink"},
{"Chinese":"驾驶，开(车)；驱赶；","part":"v.","English":"drive(drove, driven)"},
{"Chinese":"街道，路","part":"n.","English":"drive"},
{"Chinese":"司机，驾驶员，","part":"n.","English":"driver"},
{"Chinese":"滴;","part":"n.","English":"drop"},
{"Chinese":"掉下;落下;投递;放弃","part":"v.","English":"drop"},
{"Chinese":"药；药物；毒品","part":"n.","English":"drug"},
{"Chinese":"鼓","part":"n.","English":"drum"},
{"Chinese":"使……干；弄干；擦干;","part":"v.","English":"dry"},
{"Chinese":"干的；干燥的","part":"a.","English":"dry"},
{"Chinese":"鸭子","part":"n.","English":"duck"},
{"Chinese":"饺子","part":"n.","English":"dumpling"},
{"Chinese":"在……期问；在……过程中","part":"prep.","English":"during"},
{"Chinese":"责任，义务","part":"n.","English":"duty"},
{"Chinese":"每人，每个，每件","part":"a.&pron.","English":"each"},
{"Chinese":"互相","part":"","English":"each other"},
{"Chinese":"谋生","part":"","English":"earn one’s living"},
{"Chinese":"渴望的; 热切的，热情洋溢的; 热心的; 急切","part":"a.","English":"eager"},
{"Chinese":"耳；耳朵；听觉; 穗","part":"n.","English":"ear"},
{"Chinese":"抽穗","part":"v．","English":"ear"},
{"Chinese":"早期的；早熟的","part":"a.","English":"early"},
{"Chinese":"提早；在初期","part":"ad.","English":"early"},
{"Chinese":"地球；地表；陆地；土地；土壤；尘事","part":"n.","English":"earth"},
{"Chinese":"地震；大动荡","part":"n.","English":"earthquake"},
{"Chinese":"东方；东风","part":"n.","English":"east"},
{"Chinese":"东方的；向东的；从东方来的","part":"a.","English":"east"},
{"Chinese":"向东方；在东方","part":"","English":"east"},
{"Chinese":"东方的；朝东的","part":"a.","English":"eastern"},
{"Chinese":"容易的；不费力的","part":"a.","English":"easy"},
{"Chinese":"吃","part":"v.","English":"eat(ate, eaten)"},
{"Chinese":"边缘","part":"n.","English":"edge"},
{"Chinese":"教育，培养","part":"n.","English":"education"},
{"Chinese":"影响；效果；作用","part":"n.","English":"effect"},
{"Chinese":"产生；达到目的","part":"v.","English":"effect"},
{"Chinese":"努力；艰难的尝试","part":"n.","English":"effort"},
{"Chinese":"蛋；卵","part":"n.","English":"egg"},
{"Chinese":"八","part":"num.","English":"eight"},
{"Chinese":"十八","part":"num.","English":"eighteen"},
{"Chinese":"第八","part":"num.","English":"eighth"},
{"Chinese":"八十","part":"num.","English":"eighty"},
{"Chinese":"两方任一方的；二者之一;二者之一；要么……","part":"a.","English":"either"},
{"Chinese":"或者……或者……","part":"","English":"either… or…"},
{"Chinese":"长者；前辈","part":"a.","English":"elder"},
{"Chinese":"电子的","part":"a.","English":"electronic"},
{"Chinese":"电的","part":"a.","English":"electric"},
{"Chinese":"象","part":"n.","English":"elephant"},
{"Chinese":"十一","part":"num.","English":"eleven"},
{"Chinese":"别的，其他的","part":"ad.","English":"else"},
{"Chinese":"电子邮件","part":"n.","English":"email"},
{"Chinese":"发电子邮件","part":"v.","English":"email"},
{"Chinese":"情感，感情; 情绪; 感动，激动;","part":"n.","English":"emotion"},
{"Chinese":"空的","part":"a.","English":"empty"},
{"Chinese":"使失去；使…成为空的; 成为空的；流空","part":"v.","English":"empty"},
{"Chinese":"鼓励","part":"vt.","English":"encourage"},
{"Chinese":"末尾；终点；结束","part":"n.","English":"end"},
{"Chinese":"结束，终止","part":"v.","English":"end"},
{"Chinese":"敌人；敌军","part":"n.","English":"enemy"},
{"Chinese":"精力；能量","part":"n.","English":"energy"},
{"Chinese":"工程师；技师","part":"n.","English":"engineer"},
{"Chinese":"英格兰","part":"n.","English":"England"},
{"Chinese":"英国的；英国人的；英语的","part":"a.","English":"English"},
{"Chinese":"英语","part":"n.","English":"English"},
{"Chinese":"欣赏；享受……之乐趣；喜欢","part":"vt.","English":"enjoy"},
{"Chinese":"过得愉快","part":"","English":"enjoy oneself"},
{"Chinese":"足够的；充分的","part":"a.","English":"enough"},
{"Chinese":"足够地；充分地","part":"ad.","English":"enough"},
{"Chinese":"进入","part":"vt.","English":"enter"},
{"Chinese":"环境","part":"n.","English":"environment"},
{"Chinese":"橡皮擦；黑板擦","part":"n.","English":"eraser"},
{"Chinese":"特别，尤其","part":"ad.","English":"especially"},
{"Chinese":"欧洲","part":"n.","English":"Europe"},
{"Chinese":"欧洲的；欧洲人的","part":"a.&n.","English":"European"},
{"Chinese":"甚至，连(……都)；更","part":"ad.","English":"even"},
{"Chinese":"即使，尽管","part":"","English":"even if"},
{"Chinese":"即使，尽管","part":"","English":"even though"},
{"Chinese":"傍晚，晚上","part":"n.","English":"evening"},
{"Chinese":"事件; 活动，经历; 结果; 运动项目;","part":"n.","English":"event"},
{"Chinese":"曾经；无论何时","part":"ad.","English":"ever"},
{"Chinese":"每一，每个的","part":"ad.","English":"every"},
{"Chinese":"每人，人人","part":"pron.","English":"everybody"},
{"Chinese":"每日的；日常的","part":"a.","English":"everyday"},
{"Chinese":"每人；人人","part":"pron.","English":"everyone"},
{"Chinese":"每件事，事事","part":"pron.","English":"everything"},
{"Chinese":"到处","part":"ad.","English":"everywhere"},
{"Chinese":"精确地;确切地; 完全地","part":"ad.","English":"exactly"},
{"Chinese":"考试，测试；检查；审查","part":"n.","English":"exam"},
{"Chinese":"检查；诊察","part":"vt.","English":"examine"},
{"Chinese":"例子；榜样","part":"n.","English":"example"},
{"Chinese":"极好的；优秀的","part":"a.","English":"excellent"},
{"Chinese":"除……之外","part":"prep.","English":"except"},
{"Chinese":"使兴奋，使激动","part":"vt.","English":"excite"},
{"Chinese":"兴奋的，激动的;","part":"a.","English":"excited"},
{"Chinese":"使兴奋","part":"v.","English":"excited"},
{"Chinese":"使人兴奋的，令人激动的; 刺激","part":"a. v.","English":"exciting"},
{"Chinese":"借口；辩解","part":"n.","English":"excuse"},
{"Chinese":"原谅；宽恕","part":"vt.","English":"excuse"},
{"Chinese":"锻炼, 做操; 练习, 习题","part":"n.","English":"exercise"},
{"Chinese":"锻炼","part":"vi.","English":"exercise"},
{"Chinese":"预料；盼望","part":"vt.","English":"expect"},
{"Chinese":"昂贵的","part":"a.","English":"expensive"},
{"Chinese":"经验；经历","part":"n.","English":"experience"},
{"Chinese":"实验","part":"n.","English":"experiment"},
{"Chinese":"解释；说明","part":"vt.","English":"explain"},
{"Chinese":"表达；表示","part":"vt.","English":"express"},
{"Chinese":"眼睛","part":"n.","English":"eye"},
{"Chinese":"脸;","part":"n.","English":"face"},
{"Chinese":"面向；面对","part":"vt.","English":"face"},
{"Chinese":"面对面","part":"","English":"face to face"},
{"Chinese":"事实，现实","part":"n.","English":"fact"},
{"Chinese":"工厂","part":"n.","English":"factory"},
{"Chinese":"失败；不及格；衰退","part":"v.","English":"fail"},
{"Chinese":"公平的；合理的","part":"a.","English":"fair"},
{"Chinese":"落下；降落；倒","part":"vi.","English":"fall(fell, fallen)"},
{"Chinese":"入睡","part":"","English":"fall asleep"},
{"Chinese":"患病，病倒","part":"","English":"fall ill"},
{"Chinese":"家庭","part":"n.","English":"family"},
{"Chinese":"著名的","part":"a.","English":"famous"},
{"Chinese":"风扇；影迷；球迷","part":"n.","English":"fan"},
{"Chinese":"（口语）极好的；很棒的；美妙的","part":"a.","English":"fantastic"},
{"Chinese":"远的；远地","part":"a.&ad.","English":"far(father,farthest;further,furthest)"},
{"Chinese":"(离)遥远","part":"","English":"far away (from)"},
{"Chinese":"远离","part":"","English":"far from"},
{"Chinese":"农场；农庄","part":"n.","English":"farm"},
{"Chinese":"农民","part":"n.","English":"farmer"},
{"Chinese":"快的，迅速的；紧密的","part":"a.","English":"fast"},
{"Chinese":"快地，迅速地；紧密地","part":"ad.","English":"fast"},
{"Chinese":"脂肪","part":"n.","English":"fat"},
{"Chinese":"胖的；肥的","part":"a.","English":"fat"},
{"Chinese":"父亲","part":"n.","English":"father (dad)"},
{"Chinese":"喜爱的","part":"a.","English":"favourite"},
{"Chinese":"特别喜爱的人(或物)","part":"n.","English":"(美favorite)"},
{"Chinese":"害怕；恐惧；担忧","part":"n.","English":"fear"},
{"Chinese":"二月","part":"n.","English":"February"},
{"Chinese":"喂(养)；饲(养)","part":"vt.","English":"feed(fed, fed)"},
{"Chinese":"感觉，觉得；摸，触","part":"link.v","English":"feel(felt, felt)"},
{"Chinese":"想要……；感觉要……","part":"","English":"feel like doing"},
{"Chinese":"感情；感觉","part":"n.","English":"feeling"},
{"Chinese":"节日的，喜庆的","part":"n.","English":"festival"},
{"Chinese":"（去）取（物）来","part":"vt.","English":"fetch"},
{"Chinese":"发烧；发热","part":"n.","English":"fever"},
{"Chinese":"不多/少数(的)","part":"pron.","English":"few"},
{"Chinese":"田地；牧场；场地","part":"n.","English":"field"},
{"Chinese":"十五","part":"num.","English":"fifteen"},
{"Chinese":"第五","part":"num.","English":"fifth"},
{"Chinese":"五十","part":"num.","English":"fifty"},
{"Chinese":"打仗；打架；争论","part":"v.&n.","English":"fight(fought,fought)"},
{"Chinese":"填空，装满","part":"vt.","English":"fill"},
{"Chinese":"填充","part":"","English":"fill in"},
{"Chinese":"用……填充","part":"","English":"fill … with …"},
{"Chinese":"电影；影片；胶卷","part":"num.","English":"film"},
{"Chinese":"最后的；终极的","part":"a.","English":"final"},
{"Chinese":"最后，终于; 总算;结果;","part":"ad.","English":"finally"},
{"Chinese":"找到，发现，感到","part":"vt.","English":"find(found, found)"},
{"Chinese":"找出;查明;了解","part":"","English":"find out"},
{"Chinese":"细小的；晴朗的；美好的；(身体)健康的","part":"a.","English":"fine"},
{"Chinese":"手指","part":"n.","English":"finger"},
{"Chinese":"结束；做完","part":"v.","English":"finish"},
{"Chinese":"火；火炉；火灾；解雇","part":"n.","English":"fire"},
{"Chinese":"第一","part":"num.","English":"first"},
{"Chinese":"第一；首次；最初","part":"a.&ad.","English":"first"},
{"Chinese":"首先","part":"","English":"first of all"},
{"Chinese":"鱼；鱼肉","part":"n.","English":"fish"},
{"Chinese":"渔民；钓鱼健身者","part":"n.","English":"fisherman"},
{"Chinese":"健康的，适合的","part":"a.","English":"fit"},
{"Chinese":"(使)适合，安装","part":"v.","English":"fit"},
{"Chinese":"五","part":"num.","English":"five"},
{"Chinese":"修理；安装；确定，决定","part":"vt.","English":"fix"},
{"Chinese":"旗；标志","part":"n.","English":"flag"},
{"Chinese":"楼中一套房间；公寓（常用pl）","part":"n.","English":"flat"},
{"Chinese":"地面，地板；(楼房的)层","part":"n.","English":"floor"},
{"Chinese":"花","part":"n.","English":"flower"},
{"Chinese":"流行性感冒","part":"n.","English":"flu"},
{"Chinese":"飞行；苍蝇","part":"n.","English":"fly"},
{"Chinese":"（鸟、飞机）飞；（人乘飞机）飞行；（旗子等）飘扬","part":"vi.","English":"fly(flew, flown)"},
{"Chinese":"空运（乘客，货物等）；放（风筝、飞机模型等）","part":"vt.","English":"fly"},
{"Chinese":"跟随；仿效；跟得上","part":"vt.","English":"follow"},
{"Chinese":"食物，食品","part":"n.","English":"food"},
{"Chinese":"足，脚；英尺","part":"n.","English":"foot (pl.feet)"},
{"Chinese":"(英式)足球；(美式)橄榄球","part":"n.","English":"football"},
{"Chinese":"为了…;向…,往;与…交换;防备…;适合…;因为…;在…的期间;对于…;对…来说","part":"prep.","English":"for"},
{"Chinese":"永远","part":"","English":"for ever"},
{"Chinese":"例如","part":"","English":"for example"},
{"Chinese":"强迫;迫使","part":"vt.","English":"force"},
{"Chinese":"外国的","part":"a.","English":"foreign"},
{"Chinese":"外国人","part":"n.","English":"foreigner"},
{"Chinese":"森林","part":"n.","English":"forest"},
{"Chinese":"忘记；忘掉","part":"v.","English":"forget"},
{"Chinese":"","part":"","English":"(forgot, forgotten)"},
{"Chinese":"叉，餐叉","part":"n.","English":"fork"},
{"Chinese":"表格；形式；结构","part":"n.","English":"form"},
{"Chinese":"从今以后，今后","part":"","English":"from now on"},
{"Chinese":"从那时起","part":"","English":"from then on"},
{"Chinese":"不时，偶尔","part":"","English":"from time to time"},
{"Chinese":"从……到……","part":"","English":"from … to…"},
{"Chinese":"四十","part":"num.","English":"forty"},
{"Chinese":"将来,今后；向前,前进","part":"ad.","English":"forward"},
{"Chinese":"四","part":"num.","English":"four"},
{"Chinese":"十四","part":"num.","English":"fourteen"},
{"Chinese":"第四","part":"num.","English":"fourth"},
{"Chinese":"狐狸","part":"n.","English":"fox"},
{"Chinese":"法国","part":"n.","English":"France"},
{"Chinese":"自由的，空闲的；免费的","part":"a.","English":"free"},
{"Chinese":"结冰","part":"vi.","English":"freeze(froze, frozen)"},
{"Chinese":"法国的，法国人的;法语的; 法语; 法国人;","part":"a. n.","English":"French"},
{"Chinese":"新鲜的","part":"a.","English":"fresh"},
{"Chinese":"星期五","part":"n.","English":"Friday"},
{"Chinese":"冰箱","part":"n.","English":"fridge (=refrigerator)"},
{"Chinese":"朋友","part":"n.","English":"friend"},
{"Chinese":"友好的","part":"a.","English":"friendly"},
{"Chinese":"友谊，友情","part":"n.","English":"friendship"},
{"Chinese":"使惊恐，使恐慌; 吓走，赶走;","part":"vt.","English":"frighten"},
{"Chinese":"害怕，惊恐;","part":"vi.","English":"frighten"},
{"Chinese":"青蛙","part":"n.","English":"frog"},
{"Chinese":"从；从……起；来自","part":"prep.","English":"from"},
{"Chinese":"前面的；前部的；前面；前部","part":"a.& n.","English":"front"},
{"Chinese":"水果；果实","part":"n.","English":"fruit"},
{"Chinese":"满的，充满的；完全的","part":"a.","English":"full"},
{"Chinese":"有趣的事，娱乐，玩笑","part":"n.","English":"fun"},
{"Chinese":"有趣的，滑稽可笑的","part":"a.","English":"funny"},
{"Chinese":"（总称）家具","part":"n.","English":"furniture"},
{"Chinese":"将来","part":"n.","English":"future"},
{"Chinese":"游戏；运动；比赛","part":"n.","English":"game"},
{"Chinese":"花园，果园，菜园","part":"n.","English":"garden"},
{"Chinese":"大门","part":"n.","English":"gate"},
{"Chinese":"大体的；笼统的；总的","part":"a.","English":"general"},
{"Chinese":"绅士；先生","part":"n.","English":"gentleman"},
{"Chinese":"地理学","part":"n.","English":"geography"},
{"Chinese":"德国的; 德国人/语的; 德国文化的;","part":"a.","English":"German"},
{"Chinese":"德国人，德语;","part":"n.","English":"German"},
{"Chinese":"德国","part":"n.","English":"Germany"},
{"Chinese":"姿势；手势","part":"n.","English":"gesture"},
{"Chinese":"成为；得到；具有；到达","part":"vt.","English":"get(got, got)"},
{"Chinese":"进展；与…….相处","part":"","English":"get along / on (with)"},
{"Chinese":"逃离","part":"","English":"get away"},
{"Chinese":"返回","part":"","English":"get back"},
{"Chinese":"接近","part":"","English":"get close (to)"},
{"Chinese":"降下","part":"","English":"get down"},
{"Chinese":"进入，收获，达到","part":"","English":"get in"},
{"Chinese":"脱下（衣服等），下车","part":"","English":"get off"},
{"Chinese":"与……相处","part":"","English":"get on with sb."},
{"Chinese":"上车","part":"","English":"get on"},
{"Chinese":"通过，拨通（电话）","part":"","English":"get through"},
{"Chinese":"相聚；联欢","part":"","English":"get together"},
{"Chinese":"起床","part":"","English":"get up"},
{"Chinese":"礼物；赠品","part":"n.","English":"gift"},
{"Chinese":"长颈鹿","part":"n.","English":"giraffe"},
{"Chinese":"女孩","part":"n.","English":"girl"},
{"Chinese":"给；递给；付出；给予","part":"vt.","English":"give(gave, given)"},
{"Chinese":"分发","part":"","English":"give away"},
{"Chinese":"归还，送回","part":"","English":"give back"},
{"Chinese":"屈服，让步","part":"","English":"give in"},
{"Chinese":"分发","part":"","English":"give out"},
{"Chinese":"放弃","part":"","English":"give up"},
{"Chinese":"高兴的；乐意的","part":"a.","English":"glad"},
{"Chinese":"玻璃杯；玻璃；(复)眼镜","part":"n.","English":"glass"},
{"Chinese":"手套","part":"n.","English":"glove"},
{"Chinese":"胶水","part":"n.","English":"glue"},
{"Chinese":"去；走","part":"vi.","English":"go (went, gone)"},
{"Chinese":"走在前面，领先；干吧，干下去","part":"","English":"go ahead"},
{"Chinese":"走开；离去","part":"","English":"go away"},
{"Chinese":"走过，经过，过去","part":"","English":"go by"},
{"Chinese":"（去）钓鱼 / （买东西，滑冰）","part":"","English":"go fishing(shopping/"},
{"Chinese":"","part":"","English":"skating)"},
{"Chinese":"散步","part":"","English":"go for a walk"},
{"Chinese":"走开","part":"","English":"go off"},
{"Chinese":"继续/不停干某事","part":"","English":"go on doing"},
{"Chinese":"继续","part":"","English":"go on with"},
{"Chinese":"继续","part":"","English":"go on"},
{"Chinese":"熄灭","part":"","English":"go out"},
{"Chinese":"复习;仔细地再读一遍","part":"","English":"go over"},
{"Chinese":"浏览；翻阅，通过","part":"","English":"go through"},
{"Chinese":"山羊","part":"n.","English":"goat"},
{"Chinese":"神；（大写）上帝","part":"n.","English":"god"},
{"Chinese":"（足球）球门；目标","part":"n.","English":"goal"},
{"Chinese":"拱门；射门得分","part":"vi.","English":"goal"},
{"Chinese":"黄金","part":"n.","English":"gold"},
{"Chinese":"金的；黄金的","part":"a.","English":"goal"},
{"Chinese":"金（黄）色的","part":"a.","English":"golden"},
{"Chinese":"好；良好","part":"a.","English":"good (better, best)"},
{"Chinese":"再见；再会","part":"int.","English":"goodbye (bye)"},
{"Chinese":"鹅","part":"n.","English":"goose (pl.geese)"},
{"Chinese":"政府","part":"n.","English":"government"},
{"Chinese":"等级；(中小学的)学年；成绩，分数","part":"n.","English":"grade"},
{"Chinese":"逐步地，渐渐地; 按部就班地","part":"ad.","English":"gradually"},
{"Chinese":"语法","part":"n.","English":"grammar"},
{"Chinese":"（外）孙或孙女；孙辈","part":"n.","English":"grandchild"},
{"Chinese":"（外）孙女","part":"n.","English":"granddaughter"},
{"Chinese":"奶奶；外婆","part":"n.","English":"grandma"},
{"Chinese":"爷爷；外公","part":"n.","English":"grandpa=grandfather"},
{"Chinese":"祖父母；外祖父母","part":"n.","English":"grandparent"},
{"Chinese":"（外）孙子","part":"n.","English":"grandson"},
{"Chinese":"老奶奶；祖母；外婆","part":"n.","English":"granny"},
{"Chinese":"葡萄","part":"n.","English":"grape"},
{"Chinese":"草；草场；牧草","part":"n.","English":"grass"},
{"Chinese":"伟大的；重要的；好极了(口语)好极了，很好","part":"a.","English":"great"},
{"Chinese":"绿色的；青的","part":"a.","English":"green"},
{"Chinese":"绿色","part":"n.","English":"green"},
{"Chinese":"欢迎，迎接; 致敬，致意; 打招呼; （景象，声音等）映入眼帘;","part":"vt.","English":"greet"},
{"Chinese":"祝贺；问候","part":"n.","English":"greeting"},
{"Chinese":"灰色的; 灰白的;","part":"a.","English":"grey"},
{"Chinese":"使变成灰色; 使变老;","part":"vt.","English":"grey"},
{"Chinese":"变成灰色; 老化;","part":"vi.","English":"grey"},
{"Chinese":"灰色;","part":"n.","English":"grey"},
{"Chinese":"地面","part":"n.","English":"ground"},
{"Chinese":"组，群","part":"n.","English":"group"},
{"Chinese":"生长/发育；种植；变成","part":"v.","English":"grow(grew, grown)"},
{"Chinese":"成年;长大成人","part":"","English":"grow up"},
{"Chinese":"警戒；保护装置","part":"n.","English":"guard"},
{"Chinese":"猜","part":"vi.","English":"guess"},
{"Chinese":"客人；宾客","part":"n.","English":"guest"},
{"Chinese":"指南；向导；入门书","part":"n.","English":"guide"},
{"Chinese":"引导；带领；操纵","part":"vt.","English":"guide"},
{"Chinese":"担任向导","part":"vi.","English":"guide"},
{"Chinese":"吉他","part":"n.","English":"guitar"},
{"Chinese":"枪；炮","part":"n.","English":"gun"},
{"Chinese":"体操；体育馆；健身房","part":"n.","English":"gym =gymnasium"},
{"Chinese":"习惯；习性","part":"n.","English":"habit"},
{"Chinese":"最好(不)做","part":"","English":"had better (not) do"},
{"Chinese":"头发","part":"n.","English":"hair"},
{"Chinese":"半，一半，半个","part":"a.& n.","English":"half"},
{"Chinese":"大堂；会堂；礼堂","part":"n.","English":"hall"},
{"Chinese":"火腿","part":"n.","English":"ham"},
{"Chinese":"汉堡包","part":"n.","English":"hamburger"},
{"Chinese":"手；指针","part":"n.","English":"hand"},
{"Chinese":"提交；传递","part":"v.","English":"hand"},
{"Chinese":"上交；缴纳","part":"","English":"hand in"},
{"Chinese":"分发","part":"","English":"hand out"},
{"Chinese":"女用皮包；手提包","part":"n.","English":"handbag"},
{"Chinese":"英俊的","part":"a.","English":"handsome"},
{"Chinese":"书法","part":"n.","English":"handwriting"},
{"Chinese":"悬挂；吊着；把……吊起；绞死","part":"v.","English":"hang(hung, ~/hanged,~)"},
{"Chinese":"（打电话时）不挂断，等待片刻","part":"","English":"hang on"},
{"Chinese":"挂断电话","part":"","English":"hang up"},
{"Chinese":"(偶然)发生","part":"vi.","English":"happen"},
{"Chinese":"幸福的；快乐的，高兴的","part":"a.","English":"happy"},
{"Chinese":"努力地；使劲；猛烈地","part":"ad.","English":"hard"},
{"Chinese":"硬的；困难的；艰难的","part":"a.","English":"hard"},
{"Chinese":"几乎不","part":"ad.","English":"hardly"},
{"Chinese":"对…有害的；能造成损害的；不利；不良","part":"adj.","English":"harmful"},
{"Chinese":"帽子(一般指有边的)；礼帽","part":"n.","English":"hat"},
{"Chinese":"恨，讨厌","part":"vt & n..","English":"hate"},
{"Chinese":"有；吃；喝；进行；经受","part":"vt.","English":"have/has (had, had)"},
{"Chinese":"患感冒","part":"","English":"have a cold"},
{"Chinese":"玩得高兴，过得愉快","part":"","English":"have a good time"},
{"Chinese":"上课","part":"","English":"have classes"},
{"Chinese":"玩得高兴","part":"","English":"have fun with"},
{"Chinese":"不得不；必须","part":"","English":"have to"},
{"Chinese":"他","part":"pron.","English":"he"},
{"Chinese":"头；头脑(像)；才智；首脑；源头；标题","part":"n.","English":"head"},
{"Chinese":"头痛；令人头痛的事","part":"n.","English":"headache"},
{"Chinese":"健康，卫生","part":"n.","English":"health"},
{"Chinese":"健康的；健壮的","part":"a.","English":"healthy"},
{"Chinese":"听见；听说，得知","part":"v.","English":"hear(heard, heard)"},
{"Chinese":"收到…的来信","part":"","English":"hear from"},
{"Chinese":"听说，知道","part":"","English":"hear of"},
{"Chinese":"心，心脏；纸牌中的红桃","part":"n.","English":"heart"},
{"Chinese":"热","part":"n.","English":"heat"},
{"Chinese":"天；天空","part":"n.","English":"heaven"},
{"Chinese":"重的","part":"a.","English":"heavy"},
{"Chinese":"高；高度；海拔","part":"n.","English":"height"},
{"Chinese":"喂；你好(用于打招呼、问候)","part":"int.","English":"hello (hi)"},
{"Chinese":"帮助，帮忙","part":"n.&vt.","English":"help"},
{"Chinese":"请随便吃点","part":"","English":"help oneself to sth."},
{"Chinese":"帮助某人做某事","part":"","English":"help sb. with sth."},
{"Chinese":"帮助某人解决困难","part":"","English":"help…out"},
{"Chinese":"有帮助的，有益的","part":"a.","English":"helpful"},
{"Chinese":"母鸡","part":"n.","English":"hen"},
{"Chinese":"她(宾格)，她的","part":"pron.","English":"her"},
{"Chinese":"她的","part":"pron.","English":"hers"},
{"Chinese":"这里，在这里；向这里","part":"ad.","English":"here"},
{"Chinese":"英雄；勇士","part":"n.","English":"hero (pl. heroes)"},
{"Chinese":"她自己","part":"pron.","English":"herself"},
{"Chinese":"把……藏起来；隐藏","part":"v.","English":"hide(hid, hidden)"},
{"Chinese":"高的；高度的","part":"a.","English":"high"},
{"Chinese":"小山；丘陵；土堆；斜坡","part":"n.","English":"hill"},
{"Chinese":"他(宾格)","part":"pron.","English":"him"},
{"Chinese":"他自己","part":"pron.","English":"himself"},
{"Chinese":"他的","part":"pron.","English":"his"},
{"Chinese":"历史，历史学","part":"n.","English":"history"},
{"Chinese":"打，撞，击中","part":"vt.","English":"hit(hit, hit)"},
{"Chinese":"业余爱好；奢好","part":"n.","English":"hobby"},
{"Chinese":"拿；抱；握住；举行；进行","part":"vt.","English":"hold(held, held)"},
{"Chinese":"等一等（别挂电话）","part":"","English":"hold on"},
{"Chinese":"不出气，屏住呼吸","part":"","English":"hold one's breath"},
{"Chinese":"洞，孔；洞穴，穴；缺陷；<口>绝境","part":"n.","English":"hole"},
{"Chinese":"凿洞；（高尔夫球等）进洞","part":"vt.& vi.","English":"hole"},
{"Chinese":"假日；假期","part":"n.","English":"holiday"},
{"Chinese":"家；家；回家","part":"n.&ad.","English":"home"},
{"Chinese":"故乡","part":"n.","English":"hometown"},
{"Chinese":"家庭作业","part":"n.","English":"homework"},
{"Chinese":"诚实的；正直的","part":"a.","English":"honest"},
{"Chinese":"荣誉；敬意","part":"n.","English":"honour (美honor)"},
{"Chinese":"尊敬；给以荣誉","part":"vt.","English":"honour (美honor)"},
{"Chinese":"希望","part":"n.&v.","English":"hope"},
{"Chinese":"马","part":"n.","English":"horse"},
{"Chinese":"医院","part":"n.","English":"hospital"},
{"Chinese":"热的","part":"a.","English":"hot"},
{"Chinese":"旅馆，饭店，宾馆","part":"n.","English":"hotel"},
{"Chinese":"小时","part":"n.","English":"hour"},
{"Chinese":"房子；住宅","part":"n.","English":"house"},
{"Chinese":"家务劳动","part":"n.","English":"housework"},
{"Chinese":"怎样，如何；多少；多么","part":"ad.","English":"how"},
{"Chinese":"可是；然而；尽管如此    ’","part":"ad.&conj","English":"however"},
{"Chinese":"巨大的，庞大的","part":"a.","English":"huge"},
{"Chinese":"人的，人类的","part":"a.","English":"human"},
{"Chinese":"人类","part":"n.","English":"human"},
{"Chinese":"幽默的","part":"a.","English":"humorous"},
{"Chinese":"百","part":"num.","English":"hundred"},
{"Chinese":"几百，成百上千","part":"","English":"hundreds of"},
{"Chinese":"(饥)饿的","part":"a.","English":"hungry"},
{"Chinese":"赶快，急忙","part":"vi.","English":"hurry"},
{"Chinese":"赶快，快点","part":"","English":"hurry up"},
{"Chinese":"伤害，受伤；伤人感情","part":"vt.","English":"hurt(hurt, hurt)"},
{"Chinese":"丈夫","part":"n.","English":"husband"},
{"Chinese":"我","part":"pron.","English":"I"},
{"Chinese":"冰","part":"n.","English":"ice"},
{"Chinese":"冰淇淋","part":"n.","English":"ice-cream"},
{"Chinese":"主意，意见，打算，想法","part":"n.","English":"idea"},
{"Chinese":"如果，假使；是否，是不是","part":"conj","English":"if"},
{"Chinese":"有病的；不健康的","part":"a.","English":"ill"},
{"Chinese":"疾病","part":"n.","English":"illness"},
{"Chinese":"想象；设想","part":"vt.","English":"imagine"},
{"Chinese":"立即的；直接的，最接近的；目前的，当前的；直觉的","part":"adj.","English":"immediate"},
{"Chinese":"立即","part":"ad.","English":"immediately"},
{"Chinese":"重要的","part":"a.","English":"important"},
{"Chinese":"不可能的，做不到的，不会有的，不能相信的","part":"adj.","English":"impossible"},
{"Chinese":"改进，更新","part":"vt.","English":"improve"},
{"Chinese":"在……里(内)；在……；以……","part":"prep.","English":"in"},
{"Chinese":"英寸","part":"n.","English":"inch"},
{"Chinese":"包含；包括","part":"vt.","English":"include"},
{"Chinese":"增加；繁殖","part":"v.& n.","English":"increase"},
{"Chinese":"印度","part":"n.","English":"India"},
{"Chinese":"(美洲)印地安人的；印度人的","part":"a.","English":"Indian"},
{"Chinese":"印地安人；印度人","part":"n.","English":"Indian"},
{"Chinese":"工业","part":"n.","English":"industry"},
{"Chinese":"推断；猜想，推理；暗示；意指作出推论","part":"vt. vi.","English":"infer"},
{"Chinese":"影响","part":"n.&v.","English":"influence"},
{"Chinese":"信息","part":"n.","English":"information"},
{"Chinese":"墨水；油墨","part":"n.","English":"ink"},
{"Chinese":"在……里面","part":"prep.","English":"inside"},
{"Chinese":"坚持；坚持认为","part":"vi.","English":"insist"},
{"Chinese":"代替，顶替","part":"ad.","English":"instead"},
{"Chinese":"说明，须知；教导","part":"n.","English":"instruction"},
{"Chinese":"意图；目的","part":"n.","English":"intention"},
{"Chinese":"仪器；手段，工具；乐器；法律文件","part":"n.","English":"instrument"},
{"Chinese":"用仪器装备；为演奏谱曲；向…提交文书","part":"vt.","English":"instrument"},
{"Chinese":"兴趣，趣味；利息","part":"n.","English":"interest"},
{"Chinese":"有趣的","part":"a.","English":"interesting"},
{"Chinese":"国际的","part":"a.","English":"international"},
{"Chinese":"互联网；因特网","part":"n.","English":"Internet"},
{"Chinese":"打断（别人的话等）；阻止；截断","part":"vt.& vi.","English":"interrupt"},
{"Chinese":"暂停；中断；打扰；妨碍","part":"vt.","English":"interrupt"},
{"Chinese":"打断","part":"vi.","English":"interrupt"},
{"Chinese":"中断；暂停","part":"n.","English":"interrupt"},
{"Chinese":"采访；会见；面试","part":"n.&vt.","English":"interview"},
{"Chinese":"到……里；向内；变成","part":"prep.","English":"into"},
{"Chinese":"介绍","part":"vt.","English":"introduce"},
{"Chinese":"介绍；引进","part":"n.","English":"introduction"},
{"Chinese":"发明；创造","part":"vt.","English":"invent"},
{"Chinese":"发明，创造","part":"n.","English":"invention"},
{"Chinese":"邀请，招待","part":"vt.","English":"invite"},
{"Chinese":"包含；使参与，牵涉；围绕，缠绕；使专心于","part":"vt.","English":"involve"},
{"Chinese":"（不可数名词）铁；熨斗","part":"n.","English":"iron"},
{"Chinese":"熨烫","part":"vt.","English":"iron"},
{"Chinese":"岛","part":"n.","English":"island"},
{"Chinese":"它","part":"pron","English":"it"},
{"Chinese":"它的","part":"pron","English":"its"},
{"Chinese":"它自己","part":"pron","English":"itself"},
{"Chinese":"匆忙，很快地","part":"","English":"in a hurry"},
{"Chinese":"简言之，总之","part":"","English":"in a word"},
{"Chinese":"总之","part":"","English":"in all"},
{"Chinese":"共同，共有","part":"","English":"in common"},
{"Chinese":"处在危险状态","part":"","English":"in danger"},
{"Chinese":"事实上，实际上","part":"","English":"in fact"},
{"Chinese":"在…前面","part":"","English":"in front of"},
{"Chinese":"需要，缺少","part":"","English":"in need of"},
{"Chinese":"为了","part":"","English":"in order that"},
{"Chinese":"为了","part":"","English":"in order to/so as to"},
{"Chinese":"按顺序","part":"","English":"in order"},
{"Chinese":"换句话说","part":"","English":"in other words"},
{"Chinese":"安静，宁静","part":"","English":"in peace"},
{"Chinese":"当众；公开","part":"","English":"in public"},
{"Chinese":"吃惊，惊讶","part":"","English":"in surprise"},
{"Chinese":"最后，终于","part":"","English":"in the end"},
{"Chinese":"及时，来得及","part":"","English":"in time"},
{"Chinese":"代替，而不是","part":"","English":"instead of"},
{"Chinese":"短上衣，夹克衫","part":"n.","English":"jacket"},
{"Chinese":"一月","part":"n.","English":"January"},
{"Chinese":"日本","part":"n.","English":"Japan"},
{"Chinese":"日本的，日本人的，日语的n．日本人，日语","part":"a.","English":"Japanese"},
{"Chinese":"牛仔裤","part":"n.","English":"jeans"},
{"Chinese":"(一份)工作","part":"n.","English":"job"},
{"Chinese":"参加，加入；连接；会合","part":"v.","English":"join"},
{"Chinese":"参加，加入","part":"","English":"join in/take part in"},
{"Chinese":"笑话","part":"n.","English":"joke"},
{"Chinese":"旅行，旅程行期；历程，过程","part":"n.","English":"journey"},
{"Chinese":"旅行，出游","part":"vi.","English":"journey"},
{"Chinese":"在…旅行或旅行到过…","part":"vt.","English":"journey"},
{"Chinese":"欢乐；高兴；乐趣","part":"n.","English":"joy"},
{"Chinese":"审判，评判；断定","part":"vt.& vi. vt.","English":"judge"},
{"Chinese":"估计；评价；（尤指）批评；想，认为","part":"n.","English":"judge"},
{"Chinese":"法官；裁判员；评判员；鉴定人","part":"","English":"judge"},
{"Chinese":"汁；液","part":"n.","English":"juice"},
{"Chinese":"七月","part":"n.","English":"July"},
{"Chinese":"跳跃；惊起；猛扑","part":"v.","English":"jump"},
{"Chinese":"六月","part":"n.","English":"June"},
{"Chinese":"刚才；恰好；不过；仅","part":"ad.","English":"just"},
{"Chinese":"公正的","part":"a.","English":"just"},
{"Chinese":"现在，刚才","part":"","English":"just now"},
{"Chinese":"保持；保存；继续不断","part":"v.","English":"keep(kept, kept)"},
{"Chinese":"继续做某事","part":"","English":"keep doing sth."},
{"Chinese":"勿踏，勿踩","part":"","English":"keep off"},
{"Chinese":"继续（进行）","part":"","English":"keep on"},
{"Chinese":"守信","part":"","English":"keep one's word"},
{"Chinese":"保持；维持；继续","part":"","English":"keep up"},
{"Chinese":"钥匙；答案；键；关键","part":"n.","English":"key"},
{"Chinese":"键盘","part":"n.","English":"keyboard"},
{"Chinese":"踢","part":"v.&n.","English":"kick"},
{"Chinese":"小孩","part":"n.","English":"kid"},
{"Chinese":"杀死，弄死","part":"v.","English":"kill"},
{"Chinese":"千克；千米","part":"n.","English":"kilo=kilogram"},
{"Chinese":"千米(公里)","part":"n.","English":"kilometer"},
{"Chinese":"","part":"","English":"(美kilometre)"},
{"Chinese":"种；类别","part":"n.","English":"kind"},
{"Chinese":"善良的；友好的","part":"a.","English":"kind"},
{"Chinese":"国王","part":"n.","English":"king"},
{"Chinese":"吻；亲吻","part":"n.&vt","English":"kiss"},
{"Chinese":"厨房","part":"n.","English":"kitchen"},
{"Chinese":"风筝","part":"n.","English":"kite"},
{"Chinese":"膝盖","part":"n.","English":"knee"},
{"Chinese":"小刀；匕首；刀片","part":"n.","English":"knife（pl.knives）"},
{"Chinese":"敲；打；击","part":"v.& n.","English":"knock"},
{"Chinese":"敲","part":"","English":"knock at/on"},
{"Chinese":"撞上","part":"","English":"knock into sb."},
{"Chinese":"知道，了解；认识；懂得","part":"v.","English":"know(knew, known)"},
{"Chinese":"知识，学问","part":"n.","English":"knowledge"},
{"Chinese":"实验室","part":"n.","English":"lab=laboratory"},
{"Chinese":"劳动","part":"n.","English":"labour(美labor)"},
{"Chinese":"女士，夫人","part":"n.","English":"lady"},
{"Chinese":"湖","part":"n.","English":"lake"},
{"Chinese":"羔羊","part":"n.","English":"lamb"},
{"Chinese":"灯；灯油","part":"n.","English":"lamp"},
{"Chinese":"陆地；土地","part":"n.","English":"land"},
{"Chinese":"登岸(陆)；降落","part":"v.","English":"land"},
{"Chinese":"语言","part":"n.","English":"language"},
{"Chinese":"大的，巨大的","part":"a.","English":"large"},
{"Chinese":"最近刚过去的；最后的；上一个","part":"a.","English":"last"},
{"Chinese":"持续","part":"vt.","English":"last"},
{"Chinese":"晚的，迟的","part":"a.","English":"late"},
{"Chinese":"晚地，迟地","part":"ad.","English":"late"},
{"Chinese":"较晚地；以后，过后；后来；随后","part":"adv.","English":"later"},
{"Chinese":"后来的；以后的；接近末期的；晚年的","part":"adj.","English":"later"},
{"Chinese":"笑，大笑；嘲笑","part":"n.","English":"laugh"},
{"Chinese":"嘲笑","part":"","English":"laugh at"},
{"Chinese":"法律；法令；定律","part":"n.","English":"law"},
{"Chinese":"放；搁","part":"vt.","English":"lay (laid, laid)"},
{"Chinese":"懒的","part":"a.","English":"lazy"},
{"Chinese":"领导；带领","part":"vt.","English":"lead (led, led)"},
{"Chinese":"导致，导向","part":"","English":"lead to"},
{"Chinese":"领袖；领导人","part":"n.","English":"leader"},
{"Chinese":"(树，菜)叶","part":"n.","English":"leaf（pl. leaves）"},
{"Chinese":"学，学习，学会","part":"vt.","English":"learn"},
{"Chinese":"","part":"","English":"learnt,learnt/-ed,-ed"},
{"Chinese":"最少，最少量","part":"n.","English":"least"},
{"Chinese":"离开；把……留下，剩下","part":"v.","English":"leave(left, left)"},
{"Chinese":"左边的","part":"a.","English":"left"},
{"Chinese":"左；左边","part":"n.","English":"left"},
{"Chinese":"腿；腿脚；支柱","part":"n.","English":"leg"},
{"Chinese":"柠檬；柠檬树；柠檬黄","part":"n.","English":"lemon"},
{"Chinese":"柠檬色的","part":"adj.","English":"lemon"},
{"Chinese":"柠檬水","part":"n.","English":"lemonade"},
{"Chinese":"借(出)，把……借给","part":"vt.","English":"lend(lent, lent)"},
{"Chinese":"较少的（little的比较级）；较小的；较次的，较劣的；较不重要的","part":"adj.","English":"less"},
{"Chinese":"较少地，较小地","part":"","English":"less"},
{"Chinese":"减去；少掉；不足","part":"","English":"less"},
{"Chinese":"较少，较小","part":"adv. n.","English":"less"},
{"Chinese":"课；功课；教训","part":"n.","English":"lesson"},
{"Chinese":"让","part":"vt.","English":"let(let, let)"},
{"Chinese":"让…进来，放进","part":"","English":"let in"},
{"Chinese":"放掉，泄露","part":"","English":"let out"},
{"Chinese":"信；字母","part":"n.","English":"letter"},
{"Chinese":"水平线；水平","part":"n.","English":"level"},
{"Chinese":"图书馆，图书室","part":"n.","English":"library"},
{"Chinese":"执照；许可证","part":"n.","English":"license"},
{"Chinese":"躺；卧；平放；位于","part":"v.","English":"lie(lay, lain)"},
{"Chinese":"谎言","part":"n.","English":"lie"},
{"Chinese":"说谎","part":"vi.","English":"lie"},
{"Chinese":"生命；生涯；生活；人生；生物","part":"n.","English":"life (pl,lives)"},
{"Chinese":"举起；抬起；(云、烟等)消散","part":"v.","English":"lift"},
{"Chinese":"点(火)，点燃","part":"vt.","English":"light(lit,lit/lighted,lighted)"},
{"Chinese":"光，光亮；灯，灯光","part":"n.","English":"light"},
{"Chinese":"明亮的；轻的；浅色的","part":"a.","English":"light"},
{"Chinese":"像；跟……一样","part":"prep.","English":"like"},
{"Chinese":"喜欢；喜爱","part":"vt.","English":"like"},
{"Chinese":"限制；限量，限度；界限","part":"n. vt.","English":"limit"},
{"Chinese":"绳索，线，排，行，线路","part":"n.","English":"line"},
{"Chinese":"狮子","part":"n.","English":"lion"},
{"Chinese":"一览表，清单","part":"n.","English":"list"},
{"Chinese":"听，仔细听","part":"vi.","English":"listen"},
{"Chinese":"乱丢杂物","part":"v.","English":"litter"},
{"Chinese":"垃圾","part":"n.","English":"litter"},
{"Chinese":"小的，少的","part":"a.","English":"little (less, least)"},
{"Chinese":"生活；居住；活着","part":"vi.","English":"live"},
{"Chinese":"以…为主食，靠…为生","part":"","English":"live on"},
{"Chinese":"活泼的；充满生气的","part":"a.","English":"lively"},
{"Chinese":"地方的；当地的，本地的；局部的；褊狭的","part":"adj.","English":"local"},
{"Chinese":"慢车；本地居民（律师、教士、医生）；住处附近的当地酒店；本地新闻","part":"n.","English":"local"},
{"Chinese":"锁","part":"n.","English":"lock"},
{"Chinese":"锁，锁上","part":"vt.","English":"lock"},
{"Chinese":"伦敦","part":"n.","English":"London"},
{"Chinese":"孤独的，寂寞的","part":"a.","English":"lonely"},
{"Chinese":"长的，远","part":"a.","English":"long"},
{"Chinese":"看，瞧","part":"n.","English":"look"},
{"Chinese":"看，观看","part":"v","English":"look"},
{"Chinese":"看起来","part":"link.v","English":"look"},
{"Chinese":"照顾","part":"","English":"look after"},
{"Chinese":"向前看，展望未来","part":"","English":"look ahead"},
{"Chinese":"看不起，轻视","part":"","English":"look down upon/on"},
{"Chinese":"寻找","part":"","English":"look for"},
{"Chinese":"盼望","part":"","English":"look forward to"},
{"Chinese":"向…里面看去；调查","part":"","English":"look into"},
{"Chinese":"留神，当心","part":"","English":"look out"},
{"Chinese":"看穿，浏览","part":"","English":"look through"},
{"Chinese":"查找","part":"","English":"look up"},
{"Chinese":"失去，丢失","part":"v.","English":"lose(lost, lost)"},
{"Chinese":"许多，好些","part":"n.","English":"lot"},
{"Chinese":"许多，大量","part":"","English":"lots of"},
{"Chinese":"l大声的","part":"a.","English":"loud"},
{"Chinese":"爱；热爱；很喜欢","part":"n.&vt.","English":"love"},
{"Chinese":"美好的；可爱的","part":"a.","English":"lovely"},
{"Chinese":"低；矮","part":"a.& ad.","English":"low"},
{"Chinese":"运气，好运","part":"n.","English":"luck"},
{"Chinese":"运气好，侥幸","part":"a.","English":"lucky"},
{"Chinese":"午餐，午饭","part":"n.","English":"lunch"},
{"Chinese":"机器","part":"n.","English":"machine"},
{"Chinese":"发疯的；生气的","part":"a.","English":"mad"},
{"Chinese":"杂志","part":"n.","English":"magazine"},
{"Chinese":"有魔力的","part":"a.","English":"magic"},
{"Chinese":"邮政","part":"n.","English":"mail"},
{"Chinese":"主要的","part":"a.","English":"main"},
{"Chinese":"制造，做；使得","part":"vt.","English":"make(made, made)"},
{"Chinese":"成年男人；人，人类","part":"n.","English":"man (pl.men)"},
{"Chinese":"管理；设法","part":"v.","English":"manage"},
{"Chinese":"经理","part":"n.","English":"manager"},
{"Chinese":"方式，方法，做法；态度，样子，举止；礼貌，规矩；风俗，习惯，惯例，生活方式","part":"n.","English":"manner"},
{"Chinese":"许多人(事)","part":"pron.","English":"many (more,most)"},
{"Chinese":"许多的","part":"a.","English":"many (more,most)"},
{"Chinese":"地图","part":"n.","English":"map"},
{"Chinese":"三月","part":"n.","English":"March"},
{"Chinese":"标记；标明","part":"n.&vt.","English":"mark"},
{"Chinese":"市场，集市","part":"n.","English":"market"},
{"Chinese":"结婚；婚姻","part":"n.","English":"marriage"},
{"Chinese":"(使)成婚；结婚","part":"v.","English":"marry"},
{"Chinese":"精通；掌握","part":"vt","English":"master"},
{"Chinese":"主人；顾主","part":"n.","English":"","field4":"master"},
{"Chinese":"比赛；竞赛；火柴","part":"n.","English":"match"},
{"Chinese":"使相配；使配对","part":"vt.","English":"match"},
{"Chinese":"重要的；物质的，实质性的；肉体的","part":"adj.","English":"material"},
{"Chinese":"材料，原料；物资；布料","part":"n.","English":"material"},
{"Chinese":"数学","part":"n.","English":"math(s)"},
{"Chinese":"物质；原因；事件","part":"n.","English":"matter"},
{"Chinese":"有关系；要紧","part":"vi.","English":"matter"},
{"Chinese":"可以；也许，可能","part":"modal.v","English":"may(might,-)"},
{"Chinese":"五月","part":"n.","English":"May"},
{"Chinese":"可能，大概，也许","part":"ad.","English":"maybe"},
{"Chinese":"我(宾格)","part":"pron","English":"me"},
{"Chinese":"一餐(饭)","part":"n.","English":"meal"},
{"Chinese":"意思是，意指","part":"vt.","English":"mean(meant, meant)"},
{"Chinese":"意思，含义","part":"n.","English":"meaning"},
{"Chinese":"(猪、牛、羊等的)肉","part":"n.","English":"meat"},
{"Chinese":"医学的，医疗的","part":"a.","English":"medical"},
{"Chinese":"药","part":"n.","English":"medicine"},
{"Chinese":"遇见，见到","part":"vt.","English":"meet(met, met)"},
{"Chinese":"会；集会；会见；汇合点","part":"n.","English":"meeting"},
{"Chinese":"成员，会员","part":"n.","English":"member"},
{"Chinese":"回忆，记忆","part":"n.","English":"memory"},
{"Chinese":"修理，修补","part":"v.","English":"mend"},
{"Chinese":"提及，提到，记载","part":"n.&vt","English":"mention"},
{"Chinese":"菜单","part":"n.","English":"menu"},
{"Chinese":"混乱；食堂，伙食团；困境；脏乱的东西","part":"n.","English":"mess"},
{"Chinese":"弄乱，弄脏；毁坏；使就餐","part":"vt.","English":"mess"},
{"Chinese":"把事情弄糟；制造脏乱；玩弄","part":"vi.","English":"mess"},
{"Chinese":"消息，音信","part":"n.","English":"message"},
{"Chinese":"金属","part":"n.","English":"metal"},
{"Chinese":"金属制成的","part":"a.","English":"metal"},
{"Chinese":"方法；办法","part":"n.","English":"method"},
{"Chinese":"米，公尺","part":"n.","English":"metre （美meter）"},
{"Chinese":"中间；当中；中级","part":"a.& n.","English":"middle"},
{"Chinese":"可能，也许","part":"model.v","English":"might(may的过去式，助动词)"},
{"Chinese":"英里","part":"n.","English":"mile"},
{"Chinese":"牛奶","part":"n.","English":"milk"},
{"Chinese":"成百万上千万，数以百万计","part":"","English":"millions of"},
{"Chinese":"思想；想法","part":"n.","English":"mind"},
{"Chinese":"介意；关心","part":"vt.","English":"mind"},
{"Chinese":"我的(物主代词)","part":"pron","English":"mine"},
{"Chinese":"分钟；一会儿，瞬间","part":"n.","English":"minute"},
{"Chinese":"镜子","part":"n.","English":"mirror"},
{"Chinese":"失去，错过，思念","part":"vt.","English":"miss"},
{"Chinese":"小姐，女士(称呼未婚妇女)","part":"n.","English":"Miss"},
{"Chinese":"失踪的；缺少的","part":"adj.","English":"missing"},
{"Chinese":"错过（miss的ing形式）；想念；漏掉","part":"v.","English":"missing"},
{"Chinese":"弄错","part":"vt.","English":"mistake"},
{"Chinese":"错误","part":"n.","English":"(mistook,mistaken)"},
{"Chinese":"配制；混淆；使混和；使结交","part":"vt.","English":"mix"},
{"Chinese":"参与；相混合；交往","part":"vi.","English":"mix"},
{"Chinese":"混合；混合物；混乱","part":"n.","English":"mix"},
{"Chinese":"手机；行动电话","part":"n.","English":"mobile phone"},
{"Chinese":"模型，原形；范例；模范","part":"n.","English":"model"},
{"Chinese":"现代化的","part":"a.","English":"modern"},
{"Chinese":"片刻，瞬间","part":"n.","English":"moment"},
{"Chinese":"星期一","part":"n.","English":"Monday"},
{"Chinese":"钱；货币","part":"n.","English":"money"},
{"Chinese":"（班级内的）班长；纠察生监视器","part":"n.","English":"monitor"},
{"Chinese":"猴子","part":"n.","English":"monkey"},
{"Chinese":"月，月份","part":"n.","English":"month"},
{"Chinese":"月球；月光；月状物","part":"n.","English":"moon"},
{"Chinese":"另外的；附加的；较多的；另外；而且；更","part":"a.&ad.","English":"more(much或many的比较级)"},
{"Chinese":"更多的量；另外的一些","part":"n.","English":"more(much或many的比较级)"},
{"Chinese":"或多或少","part":"","English":"more or less"},
{"Chinese":"早晨，上午","part":"n.","English":"morning"},
{"Chinese":"最多","part":"a.&ad","English":"most(much或many的最高级)"},
{"Chinese":"母亲","part":"n.","English":"mother(mum)"},
{"Chinese":"摩托车","part":"n.","English":"motorcycle"},
{"Chinese":"山，山脉","part":"n.","English":"mountain"},
{"Chinese":"鼠，耗子；(计算机)鼠标","part":"n.","English":"mouse(pl. mice)"},
{"Chinese":"嘴，口","part":"n.","English":"mouth"},
{"Chinese":"移动，搬动，搬家","part":"v.","English":"move"},
{"Chinese":"(口语)电影","part":"n.","English":"movie"},
{"Chinese":"先生(用于姓名前)","part":"n.","English":"Mr.（mister）"},
{"Chinese":"夫人，太太(称呼已婚妇女)","part":"n.","English":"Mrs. (mistress)"},
{"Chinese":"女士(用在婚姻状况不明的女子姓名前)","part":"n.","English":"Ms."},
{"Chinese":"许多的，大量的","part":"a.","English":"much (more,most)"},
{"Chinese":"谋杀","part":"vt.","English":"murder"},
{"Chinese":"博物馆，博物院","part":"n.","English":"museum"},
{"Chinese":"音乐，乐曲","part":"n.","English":"music"},
{"Chinese":"音乐家","part":"n.","English":"musician"},
{"Chinese":"必须，应当；必定是","part":"modalv.","English":"must(must,-)"},
{"Chinese":"我的","part":"pron.","English":"my"},
{"Chinese":"我自己","part":"pron.","English":"myself"},
{"Chinese":"名字，姓名，名称","part":"n.","English":"name"},
{"Chinese":"国家的，全国性的，民族的","part":"a.","English":"national"},
{"Chinese":"自然的","part":"a.","English":"natural"},
{"Chinese":"自然，性质，种类","part":"n.","English":"nature"},
{"Chinese":"顽皮的，淘气的；不听话的；没规矩的；不适当的；下流的","part":"adj.","English":"naughty"},
{"Chinese":"近的","part":"a.","English":"near"},
{"Chinese":"将近，几乎","part":"ad.","English":"nearly"},
{"Chinese":"必需的，必要的","part":"a.","English":"necessary"},
{"Chinese":"颈，脖子","part":"n.","English":"neck"},
{"Chinese":"需要，需求","part":"n.","English":"need"},
{"Chinese":"需要，必须","part":"modalv.&v.","English":"need"},
{"Chinese":"邻居，邻人","part":"n.","English":"neighbour"},
{"Chinese":"","part":"","English":"(美neighbor)"},
{"Chinese":"(两者)都不；也不","part":"a.","English":"neither"},
{"Chinese":"既不……也不……","part":"","English":"neither… nor…"},
{"Chinese":"紧张不安的","part":"a.","English":"nervous"},
{"Chinese":"决不，从来没有","part":"ad.","English":"never"},
{"Chinese":"新的；新鲜的","part":"a.","English":"new"},
{"Chinese":"新闻，消息","part":"n.","English":"news"},
{"Chinese":"报纸","part":"n.","English":"newspaper"},
{"Chinese":"最近的；紧挨着的，隔壁的；下一次","part":"a.","English":"next"},
{"Chinese":"随后，然后，下一步","part":"ad.","English":"next"},
{"Chinese":"紧接着相邻，次于","part":"","English":"next to"},
{"Chinese":"令人愉快的；好的，漂亮的","part":"a.","English":"nice"},
{"Chinese":"夜；夜间","part":"n.","English":"night"},
{"Chinese":"九","part":"num.","English":"nine"},
{"Chinese":"十九","part":"num.","English":"nineteen"},
{"Chinese":"九十","part":"num.","English":"ninety"},
{"Chinese":"第九","part":"num.","English":"ninth"},
{"Chinese":"不，不是","part":"ad.","English":"no"},
{"Chinese":"没有，无，不","part":"a.","English":"no"},
{"Chinese":"没有人，谁也不","part":"pron.","English":"nobody"},
{"Chinese":"点头","part":"vi.","English":"nod"},
{"Chinese":"声音，噪声，喧闹声","part":"n.","English":"noise"},
{"Chinese":"嘈杂的；喧闹的；聒噪的","part":"adj.","English":"noisy"},
{"Chinese":"响声；嘈杂声","part":"n.","English":"noisy"},
{"Chinese":"不再","part":"","English":"no longer"},
{"Chinese":"无任何东西或人，无一人","part":"pron.","English":"none"},
{"Chinese":"面条","part":"n.","English":"noodle"},
{"Chinese":"中午，正午","part":"n.","English":"noon"},
{"Chinese":"也不","part":"conj.","English":"nor"},
{"Chinese":"正常的（状态）","part":"n.&a.","English":"normal"},
{"Chinese":"北的；朝北的；从北来的","part":"a.","English":"north"},
{"Chinese":"北；北方；北部","part":"n.","English":"north"},
{"Chinese":"北方的，北部的","part":"a.","English":"northern"},
{"Chinese":"鼻","part":"n.","English":"nose"},
{"Chinese":"不，没","part":"ad.","English":"not"},
{"Chinese":"不再","part":"","English":"not …any more"},
{"Chinese":"一点也不,绝非","part":"","English":"not…at all"},
{"Chinese":"不仅……而且…","part":"","English":"not only…but also…"},
{"Chinese":"不像……；不如……","part":"","English":"not so…as"},
{"Chinese":"直到……才……","part":"","English":"not till / until…"},
{"Chinese":"便条；笔记，注释；钞票；纸币；音符；音调","part":"n.","English":"note"},
{"Chinese":"记下；记录；注意；留意","part":"vt.","English":"note"},
{"Chinese":"笔记簿","part":"n.","English":"notebook"},
{"Chinese":"没有东西，没有什么","part":"pron.","English":"nothing"},
{"Chinese":"布告，通告；注意","part":"n.","English":"notice"},
{"Chinese":"注意，注意到","part":"vt.","English":"notice"},
{"Chinese":"十一月","part":"n.","English":"November"},
{"Chinese":"现在","part":"ad.","English":"now"},
{"Chinese":"时而; 偶尔","part":"","English":"now and then"},
{"Chinese":"数，数字，号码；数量","part":"n.","English":"number"},
{"Chinese":"护士；保育员","part":"n.","English":"nurse"},
{"Chinese":"物，物体；宾语","part":"n.","English":"object"},
{"Chinese":"明显的；显著的；平淡无奇的","part":"adj.","English":"obvious"},
{"Chinese":"…点钟（等于of the clock）","part":"abbr.","English":"o’clock"},
{"Chinese":"海洋","part":"n.","English":"ocean"},
{"Chinese":"十月","part":"n.","English":"October"},
{"Chinese":"(表示所属、数量，其中)……的","part":"prep","English":"of"},
{"Chinese":"当然","part":"","English":"of course"},
{"Chinese":"离开，脱离，(走)开","part":"prep.","English":"off"},
{"Chinese":"离开；(电，自来水)停了，中断","part":"ad.","English":"off"},
{"Chinese":"提供，建议","part":"vt& n.","English":"offer"},
{"Chinese":"办公室．","part":"n.","English":"office"},
{"Chinese":"军官；公务员；官员；警官","part":"n.","English":"officer"},
{"Chinese":"经常，常常","part":"ad.","English":"often"},
{"Chinese":"油","part":"n.","English":"oil"},
{"Chinese":"(口语)好，对，不错","part":"ad.","English":"OK"},
{"Chinese":"老的，旧的","part":"a.","English":"old"},
{"Chinese":"奥林匹克运动会","part":"n.","English":"Olympics"},
{"Chinese":"在……上面；关于","part":"prep.","English":"on"},
{"Chinese":"值日；值班","part":"","English":"on duty"},
{"Chinese":"走路，步行","part":"","English":"on foot"},
{"Chinese":"在展出","part":"","English":"on show"},
{"Chinese":"准时","part":"","English":"on time"},
{"Chinese":"通过收音机","part":"","English":"on/over the radio"},
{"Chinese":"一次，   一度，从前；","part":"n.&ad.","English":"once"},
{"Chinese":"一旦","part":"conj.","English":"once"},
{"Chinese":"再一次","part":"","English":"once again"},
{"Chinese":"再一次","part":"","English":"once more"},
{"Chinese":"从前；很久以前","part":"","English":"once upon a time"},
{"Chinese":"一(个，只……)","part":"num.","English":"one"},
{"Chinese":"一","part":"pron.","English":"one"},
{"Chinese":"一个接一个,连续地","part":"","English":"one after another"},
{"Chinese":"自己，自身","part":"pron.","English":"oneself"},
{"Chinese":"联机的；在线的","part":"adj.","English":"online"},
{"Chinese":"在线地","part":"adv.","English":"online"},
{"Chinese":"仅仅，只，才","part":"ad.","English":"only"},
{"Chinese":"开着的，开口的","part":"a.","English":"open"},
{"Chinese":"开，打开","part":"vt.","English":"open"},
{"Chinese":"运转；动手术；起作用","part":"vi.","English":"operate"},
{"Chinese":"操作；经营；引起；对…开刀","part":"vt.","English":"operate"},
{"Chinese":"手术；操作","part":"n.","English":"operation"},
{"Chinese":"意见；主张","part":"n.","English":"opinion"},
{"Chinese":"时机，机会","part":"n.","English":"opportunity"},
{"Chinese":"相反的；对面的；对立的","part":"adj.","English":"opposite"},
{"Chinese":"对立面；反义词","part":"n.","English":"opposite"},
{"Chinese":"在…的对面","part":"prep.","English":"opposite"},
{"Chinese":"在对面","part":"adv.","English":"opposite"},
{"Chinese":"或，就是，否则","part":"conj.","English":"or"},
{"Chinese":"橘子，橙子，橘子汁","part":"n.","English":"orange"},
{"Chinese":"橙色的","part":"a.","English":"orange"},
{"Chinese":"定购，订货；点菜","part":"vt","English":"order"},
{"Chinese":"顺序","part":"n..","English":"order"},
{"Chinese":"组织；使有系统化；给予生机；组织成立工会等","part":"vt.","English":"organize"},
{"Chinese":"组织起来；成立组织","part":"vi.","English":"organize"},
{"Chinese":"别人，别的东西","part":"pron.","English":"other"},
{"Chinese":"别的，另外的","part":"a.","English":"other"},
{"Chinese":"应该","part":"","English":"ought to"},
{"Chinese":"我们的","part":"pron","English":"our"},
{"Chinese":"我们的","part":"pron","English":"ours"},
{"Chinese":"我们自己","part":"pron","English":"ourselves"},
{"Chinese":"外出，在外；向外；熄","part":"ad.","English":"out"},
{"Chinese":"上气不接下气","part":"","English":"out of breath"},
{"Chinese":"失业","part":"","English":"out of work"},
{"Chinese":"外面","part":"n.","English":"outside"},
{"Chinese":"在外面","part":"ad.","English":"outside"},
{"Chinese":"在……外面","part":"prep","English":"outside"},
{"Chinese":"在……上方；越过；遍及","part":"prep","English":"over"},
{"Chinese":"翻到,遍布；越过；结束","part":"ad.","English":"over"},
{"Chinese":"反复，多次重复","part":"","English":"over and over again"},
{"Chinese":"大衣","part":"n.","English":"overcoat"},
{"Chinese":"自己的","part":"a.","English":"own"},
{"Chinese":"拥有，所有","part":"v.","English":"own"},
{"Chinese":"物主，所有人","part":"n.","English":"owner"},
{"Chinese":"太平洋的","part":"a.","English":"Pacific"},
{"Chinese":"一包；一袋；一盒","part":"n.","English":"package"},
{"Chinese":"页，页码","part":"n.","English":"page"},
{"Chinese":"疼痛；努力","part":"n.","English":"pain"},
{"Chinese":"使…痛苦；使…烦恼","part":"vt.","English":"pain"},
{"Chinese":"感到疼痛；引起疼痛","part":"vi.","English":"pain"},
{"Chinese":"油漆","part":"n.","English":"paint"},
{"Chinese":"一双，一对","part":"n.","English":"pair"},
{"Chinese":"宫，宫殿","part":"n.","English":"palace"},
{"Chinese":"苍白的；灰白的","part":"a.","English":"pale"},
{"Chinese":"薄煎饼","part":"n.","English":"pancake"},
{"Chinese":"熊猫","part":"n.","English":"panda"},
{"Chinese":"纸；报纸","part":"n.","English":"paper"},
{"Chinese":"经过","part":"","English":"pass by"},
{"Chinese":"段落；短评；段落符号","part":"n.","English":"paragraph"},
{"Chinese":"原谅，宽恕，对不起","part":"n.","English":"pardon"},
{"Chinese":"父(母)，双亲","part":"n.","English":"parent"},
{"Chinese":"公园","part":"n.","English":"park"},
{"Chinese":"停放（汽车）","part":"vt.","English":"park"},
{"Chinese":"部分；成分；角色；部件；零件","part":"n.","English":"part"},
{"Chinese":"配偶；伴侣；合伙人","part":"n.","English":"partner"},
{"Chinese":"聚会，晚会；党派","part":"n.","English":"party"},
{"Chinese":"传，递；经过；通过","part":"vt.","English":"pass"},
{"Chinese":"一节；一段；地道；走廊","part":"n.","English":"passage"},
{"Chinese":"乘客，旅客","part":"n.","English":"passenger"},
{"Chinese":"护照","part":"n.","English":"passport"},
{"Chinese":"过","part":"ad.","English":"past"},
{"Chinese":"过去，昔日，往事","part":"n.","English":"past"},
{"Chinese":"过……，走过某处","part":"prep.","English":"past"},
{"Chinese":"小道，小径","part":"n.","English":"path"},
{"Chinese":"病人","part":"n.","English":"patient"},
{"Chinese":"耐心的","part":"a.","English":"patient"},
{"Chinese":"付钱，给……报酬","part":"v.","English":"pay(paid, paid)"},
{"Chinese":"注意","part":"","English":"pay attention to"},
{"Chinese":"偿还（借款等）","part":"","English":"pay back"},
{"Chinese":"付……钱; 买","part":"","English":"pay for"},
{"Chinese":"体育课；体育教育","part":"n.","English":"PE"},
{"Chinese":"和平","part":"n.","English":"peace"},
{"Chinese":"梨子，梨树","part":"n.","English":"pear"},
{"Chinese":"钢笔，笔","part":"n.","English":"pen"},
{"Chinese":"铅笔","part":"n.","English":"pencil"},
{"Chinese":"（英）便士；美分","part":"n.","English":"penny (pl.pence)"},
{"Chinese":"人，人们；人民","part":"n.","English":"people"},
{"Chinese":"百分之……","part":"n.","English":"percent"},
{"Chinese":"完美的，及好的","part":"a.","English":"perfect"},
{"Chinese":"执行；完成；演奏","part":"vt.","English":"perform"},
{"Chinese":"执行，机器运转；表演","part":"vi.","English":"perform"},
{"Chinese":"可能，或许","part":"ad.","English":"perhaps"},
{"Chinese":"定期，时代","part":"n.","English":"period"},
{"Chinese":"人","part":"n.","English":"person"},
{"Chinese":"个人的，私人的","part":"a.","English":"personal"},
{"Chinese":"宠物，爱畜","part":"n.","English":"pet"},
{"Chinese":"打电话","part":"v.","English":"phone =telephone"},
{"Chinese":"电话，电话机","part":"n.","English":"phone =telephone"},
{"Chinese":"照片","part":"n.","English":"photo=photograph"},
{"Chinese":"物理(学)","part":"n.","English":"physics"},
{"Chinese":"钢琴","part":"n.","English":"piano"},
{"Chinese":"拾起，采集；挑选","part":"v.","English":"pick"},
{"Chinese":"挑选出","part":"","English":"pick out"},
{"Chinese":"拾起","part":"","English":"pick up"},
{"Chinese":"野餐","part":"n.","English":"picnic"},
{"Chinese":"图片，画片，照片","part":"n.","English":"picture"},
{"Chinese":"甜馅饼","part":"n.","English":"pie"},
{"Chinese":"一块(片，张，件……)","part":"n.","English":"piece"},
{"Chinese":"猪","part":"n.","English":"pig"},
{"Chinese":"飞行员","part":"n.","English":"pilot"},
{"Chinese":"乒乓球","part":"n.","English":"ping-pong"},
{"Chinese":"粉红色的","part":"a.","English":"pink"},
{"Chinese":"先锋，开拓者","part":"n.","English":"pioneer"},
{"Chinese":"怜悯，同情","part":"n.","English":"pity"},
{"Chinese":"地方，处所","part":"n.","English":"place"},
{"Chinese":"放置，安置，安排","part":"v.","English":"place"},
{"Chinese":"家常的；普通的","part":"a.","English":"plain"},
{"Chinese":"计划，打算","part":"n.&v.","English":"plan"},
{"Chinese":"飞机","part":"n.","English":"plane"},
{"Chinese":"行星","part":"n.","English":"planet"},
{"Chinese":"种植，播种","part":"vt.","English":"plant"},
{"Chinese":"植物","part":"n.","English":"plant"},
{"Chinese":"塑料","part":"n.","English":"plastic"},
{"Chinese":"塑料的","part":"a.","English":"plastic"},
{"Chinese":"板；片；牌；盘子；盆子","part":"n.","English":"plate"},
{"Chinese":"玩；打(球)；游戏；播放","part":"v.","English":"play"},
{"Chinese":"运动员，比赛者；游戏者，做游戏的人；演奏者，表演者；演员；播放器","part":"n.","English":"player"},
{"Chinese":"操场，运动场","part":"n.","English":"playground"},
{"Chinese":"令人愉快的，舒适的","part":"a.","English":"pleasant"},
{"Chinese":"请；使人高兴，使人满意","part":"v.","English":"please"},
{"Chinese":"高兴，愉快","part":"n.","English":"pleasure"},
{"Chinese":"充足，大量","part":"n.","English":"plenty"},
{"Chinese":"(衣服的)口袋","part":"n.","English":"pocket"},
{"Chinese":"诗","part":"n.","English":"poem"},
{"Chinese":"指，指向","part":"v.","English":"point"},
{"Chinese":"点；分数","part":"n.","English":"point"},
{"Chinese":"指出","part":"","English":"point out"},
{"Chinese":"指向","part":"","English":"point to"},
{"Chinese":"警察，警务人员","part":"n.","English":"police"},
{"Chinese":"警察；巡警；","part":"n.","English":"policeman"},
{"Chinese":"女警察；女巡警；","part":"n.","English":"policewoman"},
{"Chinese":"政策；方针","part":"n.","English":"policy"},
{"Chinese":"有礼貌的；有教养的","part":"a.","English":"polite"},
{"Chinese":"污染；玷污；败坏","part":"v.","English":"pollute"},
{"Chinese":"污染；污染物","part":"n.","English":"pollution"},
{"Chinese":"池塘","part":"n.","English":"pond"},
{"Chinese":"水塘，水池","part":"n.","English":"pool"},
{"Chinese":"贫穷的；可怜的；不好的，差的","part":"a.","English":"poor"},
{"Chinese":"(口语)(音乐、艺术等)大众的，通俗的","part":"a.","English":"pop=popular"},
{"Chinese":"(音乐、艺术等)大众的，通俗的","part":"a.","English":"popular(pop)"},
{"Chinese":"人口，人数","part":"n.","English":"population"},
{"Chinese":"猪肉","part":"n.","English":"pork"},
{"Chinese":"位置","part":"n.","English":"position"},
{"Chinese":"可能的","part":"a.","English":"possible"},
{"Chinese":"投寄；邮寄","part":"v.","English":"post"},
{"Chinese":"明信片","part":"n.","English":"postcard"},
{"Chinese":"邮递员","part":"n.","English":"postman"},
{"Chinese":"土豆，马铃薯","part":"n.","English":"potato"},
{"Chinese":"磅；英镑","part":"n.","English":"pound"},
{"Chinese":"功率；力量；能力；政权；势力；[数] 幂","part":"n.","English":"power"},
{"Chinese":"激励；供以动力；使…有力量","part":"vt.","English":"power"},
{"Chinese":"练习","part":"n.","English":"practice"},
{"Chinese":"练习；实践","part":"v.","English":"practise"},
{"Chinese":"","part":"","English":"(美 practice)"},
{"Chinese":"赞扬，表扬","part":"n.&vt.","English":"praise"},
{"Chinese":"预报，预言；预知","part":"v.","English":"predict"},
{"Chinese":"更喜欢；宁愿；提出；提升","part":"v.","English":"prefer"},
{"Chinese":"准备；预备；调制；配制","part":"vt.","English":"prepare"},
{"Chinese":"礼物，赠品","part":"n.","English":"present"},
{"Chinese":"总统；主席","part":"n.","English":"president"},
{"Chinese":"漂亮的，俊俏的","part":"a.","English":"pretty"},
{"Chinese":"阻止；防止；预防","part":"vt.","English":"prevent"},
{"Chinese":"妨碍；防止；预防","part":"","English":"prevent…from…"},
{"Chinese":"价格，价钱","part":"n.","English":"price"},
{"Chinese":"自豪；骄傲","part":"n.","English":"pride"},
{"Chinese":"初等的，初级的","part":"a.","English":"primary"},
{"Chinese":"印刷","part":"vt.","English":"print"},
{"Chinese":"监狱","part":"n.","English":"prison"},
{"Chinese":"囚犯","part":"n.","English":"prisoner"},
{"Chinese":"私人的","part":"a.","English":"private"},
{"Chinese":"奖赏，奖品","part":"n.","English":"prize"},
{"Chinese":"很可能，大概","part":"ad.","English":"probably"},
{"Chinese":"问题，难题","part":"n.","English":"problem"},
{"Chinese":"处理；加工；列队前进","part":"v.","English":"process"},
{"Chinese":"过程，进行；方法，步骤；作用；程序；推移","part":"n.","English":"process"},
{"Chinese":"经过特殊加工（或处理）的","part":"adj.","English":"process"},
{"Chinese":"生产；制造","part":"vt.","English":"produce"},
{"Chinese":"产品；结果；作品","part":"n.","English":"product"},
{"Chinese":"节目；项目","part":"n.","English":"programme"},
{"Chinese":"","part":"","English":"(美program)"},
{"Chinese":"进步；上进","part":"n.","English":"progress"},
{"Chinese":"进展","part":"vt.","English":"progress"},
{"Chinese":"设计；计划；表达；投射；发射；放映","part":"v.","English":"project"},
{"Chinese":"工程；计划；事业","part":"n.","English":"project"},
{"Chinese":"答应；允许","part":"n.&vi","English":"promise"},
{"Chinese":"发音","part":"vt","English":"pronounce"},
{"Chinese":"发音","part":"n.","English":"pronunciation"},
{"Chinese":"恰当的，合适的","part":"a.","English":"proper"},
{"Chinese":"保护","part":"vt","English":"protect"},
{"Chinese":"自豪的；骄傲的","part":"a.","English":"proud"},
{"Chinese":"证明","part":"vt","English":"prove"},
{"Chinese":"提供","part":"vt","English":"provide"},
{"Chinese":"公共的；公众的","part":"a.","English":"public"},
{"Chinese":"公众","part":"n.","English":"public"},
{"Chinese":"拉，拖","part":"v.","English":"pull"},
{"Chinese":"拉力，引力","part":"n.","English":"pull"},
{"Chinese":"惩罚；处罚","part":"vt","English":"punish"},
{"Chinese":"(小)学生","part":"n.","English":"pupil"},
{"Chinese":"紫色","part":"n.","English":"purple"},
{"Chinese":"紫色的","part":"a.","English":"purple"},
{"Chinese":"钱包","part":"n.","English":"purse"},
{"Chinese":"目的；用途；意志","part":"n.","English":"purpose"},
{"Chinese":"决心；企图；打算","part":"vt.","English":"purpose"},
{"Chinese":"推","part":"n.&v.","English":"push"},
{"Chinese":"放，摆","part":"v.","English":"put(put, put)"},
{"Chinese":"储存","part":"","English":"put away"},
{"Chinese":"记下","part":"","English":"put down"},
{"Chinese":"延迟；推迟","part":"","English":"put off"},
{"Chinese":"发福；增加体重","part":"","English":"put on weight"},
{"Chinese":"穿；戴上；上演","part":"","English":"put on"},
{"Chinese":"扑灭；关熄","part":"","English":"put out"},
{"Chinese":"举起；挂起，贴（广告等）","part":"","English":"put up"},
{"Chinese":"四分之一，一刻钟","part":"n.","English":"quarter"},
{"Chinese":"皇后；女皇","part":"n.","English":"queen"},
{"Chinese":"问题","part":"n.","English":"question"},
{"Chinese":"快的，敏捷的","part":"a.","English":"quick"},
{"Chinese":"快地，敏捷地","part":"ad.","English":"quick"},
{"Chinese":"安静的，寂静的","part":"a.","English":"quiet"},
{"Chinese":"完全，十分","part":"ad.","English":"quite"},
{"Chinese":"兔，家兔","part":"n.","English":"rabbit"},
{"Chinese":"种族，民族；赛跑，竞赛","part":"n.","English":"race"},
{"Chinese":"无线电，收音机","part":"n.","English":"radio"},
{"Chinese":"铁路；铁道","part":"n.","English":"railway"},
{"Chinese":"雨，雨水","part":"n.","English":"rain"},
{"Chinese":"下雨","part":"vi.","English":"rain"},
{"Chinese":"雨衣","part":"n.","English":"raincoat"},
{"Chinese":"下雨的；多雨的","part":"a.","English":"rainy"},
{"Chinese":"使升高；饲养","part":"vt.","English":"raise"},
{"Chinese":"快的，迅速的","part":"a.","English":"rapid"},
{"Chinese":"老鼠","part":"n.","English":"rat"},
{"Chinese":"相当，宁可","part":"ad.","English":"rather"},
{"Chinese":"而不；非","part":"","English":"rather than"},
{"Chinese":"到达，伸手(脚等)够到","part":"v.","English":"reach"},
{"Chinese":"读；朗读","part":"v.","English":"read(read, read)"},
{"Chinese":"准备好的","part":"a.","English":"ready"},
{"Chinese":"真实的，确实的","part":"a.","English":"real"},
{"Chinese":"实际上，事实上；真正地，真实地；","part":"ad.","English":"really"},
{"Chinese":"认识到，实现","part":"vt.","English":"realise (美realize)"},
{"Chinese":"理由；理性；动机","part":"n.","English":"reason"},
{"Chinese":"推论；劝说","part":"v.","English":"reason"},
{"Chinese":"收到，得到","part":"v.","English":"receive"},
{"Chinese":"近来的，最近的","part":"a.","English":"recent"},
{"Chinese":"最近；新近","part":"ad.","English":"recently"},
{"Chinese":"认出；承认，认可；识别","part":"vt.","English":"recognise(美recognize)"},
{"Chinese":"背诵","part":"v.","English":"recite"},
{"Chinese":"记录；唱片","part":"n.","English":"record"},
{"Chinese":"录音机","part":"n.","English":"recorder"},
{"Chinese":"红色","part":"n.","English":"red"},
{"Chinese":"红色的","part":"a.","English":"red"},
{"Chinese":"参考；涉及；提到；查阅；委托；归诸于；使…求助于","part":"v.","English":"refer"},
{"Chinese":"提到；涉及；有关","part":"","English":"refer to"},
{"Chinese":"拒绝，不愿","part":"vt","English":"refuse"},
{"Chinese":"把……看作","part":"v.","English":"regard"},
{"Chinese":"把……看作","part":"","English":"regard as"},
{"Chinese":"可惜；遗憾；痛惜；哀悼","part":"n.&vt","English":"regret"},
{"Chinese":"叙述；使…有联系涉及；认同；符合；与…有某种联系","part":"v.","English":"relate"},
{"Chinese":"关系；亲属","part":"n.","English":"relation"},
{"Chinese":"关系；关联","part":"n.","English":"relationship"},
{"Chinese":"相对的；有关系的；成比例的","part":"adj.","English":"relative"},
{"Chinese":"亲戚；相关物；","part":"n.","English":"relative"},
{"Chinese":"(使)放松，轻松","part":"v.","English":"relax"},
{"Chinese":"余下；留下","part":"vt.","English":"remain"},
{"Chinese":"保持；仍是","part":"vi.","English":"remain"},
{"Chinese":"记得，想起","part":"v.","English":"remember"},
{"Chinese":"提醒；使想起","part":"v.","English":"remind"},
{"Chinese":"修理；修补","part":"n.&v.","English":"repair"},
{"Chinese":"重说；重做","part":"vt.","English":"repeat"},
{"Chinese":"回答，答复","part":"n.","English":"reply"},
{"Chinese":"报道，报告","part":"n.&v.","English":"report"},
{"Chinese":"需求；要求","part":"vt.","English":"require"},
{"Chinese":"研究；调查","part":"n.","English":"research"},
{"Chinese":"尊敬，尊重；方面；敬意","part":"n.","English":"respect"},
{"Chinese":"尊敬，尊重；遵守","part":"vt.","English":"respect"},
{"Chinese":"负责的，可靠的；有责任的","part":"adj.","English":"responsible"},
{"Chinese":"休息；剩余的部分，其余的人(物)","part":"n.","English":"rest"},
{"Chinese":"休息，歇息","part":"vi.","English":"rest"},
{"Chinese":"饭馆，饭店","part":"n.","English":"restaurant"},
{"Chinese":"结果，效果","part":"n.","English":"result"},
{"Chinese":"重讲；重复；复述","part":"vt.","English":"retell"},
{"Chinese":"归还，回，归","part":"v.","English":"return"},
{"Chinese":"重新调查；回顾；复习","part":"vt","English":"return"},
{"Chinese":"复查；复习；评论","part":"n.","English":"review"},
{"Chinese":"稻米；米饭","part":"n.","English":"rice"},
{"Chinese":"富裕的；有钱的","part":"a.","English":"rich"},
{"Chinese":"谜(语)","part":"n.","English":"riddle"},
{"Chinese":"骑(马、自行车)；乘车","part":"v.","English":"ride(rode, ridden)"},
{"Chinese":"权利","part":"n.","English":"right"},
{"Chinese":"对，正确的","part":"a.","English":"right"},
{"Chinese":"正确地，恰恰，完全地","part":"ad.","English":"right"},
{"Chinese":"右，右边的","part":"a.","English":"right"},
{"Chinese":"立即；马上","part":"","English":"right away"},
{"Chinese":"立即；马上","part":"","English":"right now"},
{"Chinese":"(钟、铃等)响；打电话","part":"v.","English":"ring(rang, rung)"},
{"Chinese":"电话，铃声；环形物(如环、圈、戒指等)","part":"n.","English":"ring"},
{"Chinese":"回电话","part":"","English":"ring back"},
{"Chinese":"打电话给…","part":"","English":"ring up"},
{"Chinese":"上升，上涨","part":"vi.","English":"rise (rose, risen)"},
{"Chinese":"冒险；风险","part":"n.","English":"risk"},
{"Chinese":"江；河；水道；巨流","part":"n.","English":"river"},
{"Chinese":"路，道路","part":"n.","English":"road"},
{"Chinese":"机器人","part":"n.","English":"robot"},
{"Chinese":"岩石，大石头","part":"n.","English":"rock"},
{"Chinese":"角色","part":"n.","English":"role"},
{"Chinese":"房间，室；空间；地方","part":"n.","English":"room"},
{"Chinese":"绳；索","part":"n.","English":"rope"},
{"Chinese":"玫瑰花","part":"n.","English":"rose"},
{"Chinese":"转过来","part":"ad.","English":"round"},
{"Chinese":"环绕一周，围着","part":"prep.","English":"round"},
{"Chinese":"圆的；球形的","part":"a.","English":"round"},
{"Chinese":"(一)排；(一)打","part":"n.","English":"row"},
{"Chinese":"划船","part":"v.","English":"row"},
{"Chinese":"橡胶；合成橡胶","part":"n.","English":"rubber"},
{"Chinese":"垃圾；废物","part":"n.","English":"rubbish"},
{"Chinese":"规则，规定","part":"n.","English":"rule"},
{"Chinese":"统治；支配","part":"vt.","English":"rule"},
{"Chinese":"统治者；直尺","part":"n.","English":"ruler"},
{"Chinese":"跑，奔跑；(颜色)褪色","part":"vi.","English":"run(ran, run)"},
{"Chinese":"逃跑","part":"","English":"run away"},
{"Chinese":"用完","part":"","English":"run out of"},
{"Chinese":"冲，奔跑","part":"vi.","English":"rush"},
{"Chinese":"俄罗斯，俄国","part":"n.","English":"Russia"},
{"Chinese":"俄国人的，俄语的","part":"a.","English":"Russian"},
{"Chinese":"俄国人，俄语","part":"n.","English":"Russian"},
{"Chinese":"(使人)悲伤的","part":"a.","English":"sad"},
{"Chinese":"s安全的","part":"a.","English":"safe"},
{"Chinese":"保险柜","part":"n.","English":"safe"},
{"Chinese":"安全，保险","part":"n.","English":"safety"},
{"Chinese":"航行","part":"n.","English":"sail"},
{"Chinese":"航行；开航","part":"v.","English":"sail"},
{"Chinese":"色拉（西餐中的一种凉拌菜）；","part":"n.","English":"salad"},
{"Chinese":"卖；出售","part":"n.","English":"sale"},
{"Chinese":"盐","part":"n.","English":"salt"},
{"Chinese":"同样的事","part":"n.","English":"same"},
{"Chinese":"同样的，同一的","part":"a.","English":"same"},
{"Chinese":"沙，沙子","part":"n.","English":"sand"},
{"Chinese":"三明治(夹心面包片)","part":"n.","English":"sandwich"},
{"Chinese":"星期六","part":"n.","English":"Saturday"},
{"Chinese":"香肠；腊肠","part":"n.","English":"sausage"},
{"Chinese":"令人满意；令人满足；说服，使相信；使满意","part":"v.","English":"satisfy"},
{"Chinese":"救，挽救，节省","part":"vt.","English":"save"},
{"Chinese":"挽救某人生命","part":"","English":"save one’s life"},
{"Chinese":"说，讲","part":"vt.","English":"say(said, said)"},
{"Chinese":"领巾；围巾","part":"n.","English":"scarf"},
{"Chinese":"学校","part":"n.","English":"school"},
{"Chinese":"书包","part":"n.","English":"schoolbag"},
{"Chinese":"科学，自然科学","part":"n.","English":"science"},
{"Chinese":"科学家","part":"n.","English":"scientist"},
{"Chinese":"剪刀","part":"n.","English":"scissors"},
{"Chinese":"得分；分数","part":"n.&v.","English":"score"},
{"Chinese":"幕，荧光屏","part":"n.","English":"screen"},
{"Chinese":"海，海洋","part":"n.","English":"sea"},
{"Chinese":"搜寻，搜查","part":"n.&v.","English":"search"},
{"Chinese":"季；季节","part":"n.","English":"season"},
{"Chinese":"座位，座","part":"n.","English":"seat"},
{"Chinese":"秒","part":"n.","English":"second"},
{"Chinese":"第二","part":"num.","English":"second"},
{"Chinese":"第二的","part":"a.","English":"second"},
{"Chinese":"秘密，内情","part":"a.","English":"secret"},
{"Chinese":"秘书；书记","part":"n.","English":"secretary"},
{"Chinese":"看见,看到；领会；拜会","part":"vt.","English":"see(saw, seen)"},
{"Chinese":"为…送行","part":"","English":"see…off"},
{"Chinese":"似乎，好像","part":"v.","English":"seem"},
{"Chinese":"很少，不常","part":"ad.","English":"seldom"},
{"Chinese":"卖，售","part":"v.","English":"sell (sold, sold)"},
{"Chinese":"售完","part":"","English":"sell out"},
{"Chinese":"打发，派遣；送，邮寄","part":"v.","English":"send(sent,sent)"},
{"Chinese":"派人去叫","part":"","English":"send for"},
{"Chinese":"发出；派遣","part":"","English":"send out"},
{"Chinese":"发出；射出","part":"","English":"send up"},
{"Chinese":"感觉；意识","part":"n.","English":"sense"},
{"Chinese":"句子","part":"n.","English":"sentence"},
{"Chinese":"使分开；使分离","part":"v.","English":"separate"},
{"Chinese":"单独的；分开的","part":"a.","English":"separate"},
{"Chinese":"分开","part":"","English":"separate from"},
{"Chinese":"九月","part":"n.","English":"September"},
{"Chinese":"严肃的，严重的；认真的","part":"a.","English":"serious"},
{"Chinese":"仆人，佣人","part":"n.","English":"servant"},
{"Chinese":"招待(顾客等)，服","part":"vt.","English":"serve"},
{"Chinese":"服务","part":"n.","English":"service"},
{"Chinese":"释放，安置，设置(布景，背景)","part":"vt.","English":"set(set, set)"},
{"Chinese":"释放；解放","part":"","English":"set free"},
{"Chinese":"动身；启程；使爆发","part":"","English":"set off"},
{"Chinese":"出发；开始","part":"","English":"set out"},
{"Chinese":"七","part":"num.","English":"seven"},
{"Chinese":"十七","part":"num.","English":"seventeen"},
{"Chinese":"第七","part":"num.","English":"seventh"},
{"Chinese":"七十","part":"num.","English":"seventy"},
{"Chinese":"几个，数个口","part":"pron.","English":"several"},
{"Chinese":"（使）摇动，震动","part":"v.","English":"shake(shook, shaken)"},
{"Chinese":"（表示将来）将要；会","part":"aux.v","English":"shall(should,-)"},
{"Chinese":"遗憾的事；羞愧","part":"n.","English":"shame"},
{"Chinese":"形状，外形”","part":"n.","English":"shape"},
{"Chinese":"使成型，制造，塑造","part":"v.","English":"shape"},
{"Chinese":"分享；共同使用","part":"vt.","English":"share"},
{"Chinese":"她","part":"pron","English":"she"},
{"Chinese":"(绵)羊；羊皮；驯服者","part":"n.","English":"sheep (pl.sheep)"},
{"Chinese":"架子；搁板；格层；礁；陆架","part":"n.","English":"shelf (pl. shelves)"},
{"Chinese":"发光；照耀；出众；擦亮","part":"v.","English":"shine(shone, shone)"},
{"Chinese":"船，","part":"n.","English":"ship"},
{"Chinese":"轮船用船装运","part":"vi．","English":"ship"},
{"Chinese":"男衬衫","part":"n.","English":"shirt"},
{"Chinese":"鞋","part":"n.","English":"shoe"},
{"Chinese":"买东西","part":"vi.","English":"shop"},
{"Chinese":"商店；车间","part":"n.","English":"shop"},
{"Chinese":"短的；矮的","part":"a.","English":"short"},
{"Chinese":"短裤；运动短裤","part":"n.","English":"shorts"},
{"Chinese":"应当；应该；会","part":"modal.vaux.v","English":"should"},
{"Chinese":"肩膀；（道路的）路肩","part":"n.","English":"shoulder"},
{"Chinese":"喊，高声呼喊","part":"n.&v.","English":"shout"},
{"Chinese":"展示；展览（会）；演出","part":"n.","English":"show"},
{"Chinese":"给…看；出示；显示","part":"v","English":"show (showed, shown)"},
{"Chinese":"炫耀","part":"","English":"show off"},
{"Chinese":"阵雨；淋浴","part":"n.","English":"shower"},
{"Chinese":"关上，封闭；禁闭","part":"v.","English":"shut(shut, shut)"},
{"Chinese":"害羞的","part":"a.","English":"shy"},
{"Chinese":"有病的，患病的；(想)呕吐","part":"a.","English":"sick"},
{"Chinese":"边，旁边，面，侧面","part":"n.","English":"side"},
{"Chinese":"肩并肩，一起","part":"","English":"side by side"},
{"Chinese":"情景；风景；视力","part":"n.","English":"sight"},
{"Chinese":"标志；符号","part":"n.","English":"sign"},
{"Chinese":"安静；沉默","part":"n.","English":"silence"},
{"Chinese":"无声的；无对话的","part":"a.","English":"silent"},
{"Chinese":"(蚕)丝，丝织品","part":"n.","English":"silk"},
{"Chinese":"傻的；愚蠢的","part":"a.","English":"silly"},
{"Chinese":"银","part":"n.","English":"silver"},
{"Chinese":"相似的；像","part":"a.","English":"similar"},
{"Chinese":"简单的；简易的","part":"a.","English":"simple"},
{"Chinese":"从那时以来","part":"ad.","English":"since"},
{"Chinese":"从……以来，……以后，由于","part":"conj.","English":"since"},
{"Chinese":"从……以来","part":"prep.","English":"since"},
{"Chinese":"唱，唱歌","part":"v.","English":"sing(sang, sung)"},
{"Chinese":"单一的，单个的","part":"a.","English":"single"},
{"Chinese":"先生；阁下","part":"n.","English":"sir"},
{"Chinese":"姐；妹","part":"n.","English":"sister"},
{"Chinese":"坐","part":"vi.","English":"sit(sat, sat)"},
{"Chinese":"形势，情况．","part":"n.","English":"situation"},
{"Chinese":"六","part":"num.","English":"six"},
{"Chinese":"十六","part":"num.","English":"sixteen"},
{"Chinese":"第六","part":"num.","English":"sixth"},
{"Chinese":"六十","part":"num.","English":"sixty"},
{"Chinese":"尺寸，大小","part":"n.","English":"size"},
{"Chinese":"溜冰，滑冰","part":"vi.","English":"skate"},
{"Chinese":"技能，技巧","part":"n.","English":"skill"},
{"Chinese":"女裙","part":"n.","English":"skirt"},
{"Chinese":"天；天空","part":"n.","English":"sky"},
{"Chinese":"睡觉","part":"vi","English":"sleep(slept, slept)"},
{"Chinese":"睡觉","part":"n.","English":"sleep"},
{"Chinese":"想睡的；困倦的；瞌睡的","part":"a.","English":"sleepy"},
{"Chinese":"慢慢地，缓慢地","part":"ad.","English":"slow/slowly"},
{"Chinese":"小的，少的","part":"a.","English":"small"},
{"Chinese":"灵巧的；伶俐的；（人、服装等）时髦的；帅的","part":"a.","English":"smart"},
{"Chinese":"嗅，闻到；发气味","part":"v.","English":"smell (-ed,-ed或smelt, smelt)"},
{"Chinese":"气味","part":"n.","English":"smell"},
{"Chinese":"微笑","part":"n.& n..","English":"smile"},
{"Chinese":"烟","part":"n.","English":"smoke"},
{"Chinese":"冒烟；吸烟","part":"v.","English":"smoke"},
{"Chinese":"光滑的；平坦的","part":"a.","English":"smooth"},
{"Chinese":"蛇","part":"n.","English":"snake"},
{"Chinese":"雪","part":"n.","English":"snow"},
{"Chinese":"下雪","part":"v.","English":"snow"},
{"Chinese":"雪(白)的；下雪的；多(积)雪的","part":"a","English":"snowy"},
{"Chinese":"如此，这么，非常；同样","part":"ad.","English":"so"},
{"Chinese":"因此，所以","part":"conj.","English":"so"},
{"Chinese":"以便，为的是","part":"","English":"so as to"},
{"Chinese":"肥皂","part":"n.","English":"soap"},
{"Chinese":"社会的；社交的","part":"a.","English":"social"},
{"Chinese":"社会","part":"n.","English":"society"},
{"Chinese":"短袜","part":"n.","English":"socks"},
{"Chinese":"（长）沙发","part":"a.","English":"sofa"},
{"Chinese":"(表示程度，范围)就……，尽……","part":"","English":"so far as"},
{"Chinese":"到目前为止","part":"","English":"so far"},
{"Chinese":"软的；柔软的","part":"a.","English":"soft"},
{"Chinese":"士兵，战士","part":"n.","English":"soldier"},
{"Chinese":"结实的；固体的","part":"a.","English":"solid"},
{"Chinese":"固体","part":"n.","English":"solid"},
{"Chinese":"只要","part":"","English":"so long as"},
{"Chinese":"解决；解释；偿还","part":"v.","English":"solve"},
{"Chinese":"一些，若干；有些；某一","part":"a.","English":"some"},
{"Chinese":"若干，一些","part":"pron.","English":"some"},
{"Chinese":"某人；有人；有名气的人","part":"pron.","English":"somebody"},
{"Chinese":"某一个人","part":"pron.","English":"someone"},
{"Chinese":"某事；某物","part":"pron.","English":"something"},
{"Chinese":"有时","part":"ad.","English":"sometimes"},
{"Chinese":"在某处","part":"ad.","English":"somewhere"},
{"Chinese":"儿子","part":"n.","English":"son"},
{"Chinese":"歌唱；歌曲","part":"n.","English":"song"},
{"Chinese":"不久，很快，一会儿","part":"ad.","English":"soon"},
{"Chinese":"迟早；早晚","part":"","English":"sooner or later"},
{"Chinese":"对不起，抱歉；难过的","part":"a.","English":"sorry"},
{"Chinese":"把……分类，拣选","part":"vt","English":"sort"},
{"Chinese":"种类，类别","part":"n.","English":"sort"},
{"Chinese":"太……以至于……","part":"","English":"so…that"},
{"Chinese":"听起来；发出声音","part":"vi.","English":"sound"},
{"Chinese":"声音","part":"n.","English":"sound"},
{"Chinese":"汤","part":"n.","English":"soup"},
{"Chinese":"酸的","part":"a.","English":"sour"},
{"Chinese":"南(方)的；向南的；从南来的","part":"a.","English":"south"},
{"Chinese":"南；南方；南风；南部","part":"n.","English":"south"},
{"Chinese":"南部的，南方的","part":"a.","English":"southern"},
{"Chinese":"空间","part":"n.","English":"space"},
{"Chinese":"节约，节省","part":"vt.&n.&vi","English":"spare"},
{"Chinese":"多余的","part":"a.","English":"spare"},
{"Chinese":"说，讲；谈话；发言","part":"v.","English":"speak (spoke, spoken)"},
{"Chinese":"演讲人，演说家","part":"n.","English":"speaker"},
{"Chinese":"特别的，专门的","part":"a.","English":"special"},
{"Chinese":"演讲","part":"n.","English":"speech"},
{"Chinese":"速度","part":"n.","English":"speed"},
{"Chinese":"(使)加速","part":"v.","English":"speed(sped, sped)"},
{"Chinese":"加快速度","part":"","English":"speed up"},
{"Chinese":"拼写","part":"v.","English":"spell (-ed,-ed或spelt,spelt)"},
{"Chinese":"度过；花费(钱、时间等)","part":"v.","English":"spend(spent, spent)"},
{"Chinese":"在……花钱","part":"","English":"spend …on"},
{"Chinese":"精神","part":"n.","English":"spirit"},
{"Chinese":"匙，调羹","part":"n.","English":"spoon"},
{"Chinese":"体育运动,锻炼；运动会","part":"n.","English":"sport(英p1．)"},
{"Chinese":"延伸；展开","part":"v.","English":"spread (spread, spread)"},
{"Chinese":"春天，春季","part":"n.","English":"spring"},
{"Chinese":"广场","part":"n.","English":"square"},
{"Chinese":"楼梯","part":"n.","English":"stairs"},
{"Chinese":"邮票","part":"n.","English":"stamp"},
{"Chinese":"站；立；起立；坐落；忍受","part":"v.","English":"stand(stood, stood)"},
{"Chinese":"代表","part":"","English":"stand for"},
{"Chinese":"标准（的）","part":"n.&a.","English":"standard"},
{"Chinese":"星，恒星","part":"n.","English":"star"},
{"Chinese":"开始，着手；出发","part":"v.","English":"start"},
{"Chinese":"状态；情形；国家，(美国的)州","part":"n.","English":"state"},
{"Chinese":"站，所，车站；电台","part":"n.","English":"station"},
{"Chinese":"停留，逗留，呆","part":"n.&vi.","English":"stay"},
{"Chinese":"偷；窃取","part":"vt.","English":"steal(stole, stolen)"},
{"Chinese":"汽；水蒸气","part":"n.","English":"steam"},
{"Chinese":"钢，钢铁","part":"n.","English":"steel"},
{"Chinese":"脚步，台阶，梯级","part":"n.","English":"step"},
{"Chinese":"走；跨步","part":"vi.","English":"step"},
{"Chinese":"粘住，钉住；坚持","part":"vi","English":"stick(stuck, stuck)"},
{"Chinese":"木棒(棍)，枝条","part":"n.","English":"stick"},
{"Chinese":"仍然，还","part":"ad.","English":"still"},
{"Chinese":"胃，胃部","part":"n.","English":"stomach"},
{"Chinese":"胃疼；肚子疼","part":"n.","English":"stomachache"},
{"Chinese":"石头，石料","part":"n.","English":"stone"},
{"Chinese":"忍．停；(停车)站”","part":"n.","English":"stop"},
{"Chinese":"停，停止，阻止","part":"v.","English":"stop"},
{"Chinese":"停止做某事（不再做……）","part":"","English":"stop doing sth."},
{"Chinese":"停下来做某事（开始做……）","part":"","English":"stop to do sth."},
{"Chinese":"商店","part":"n.","English":"store"},
{"Chinese":"储藏，存储","part":"vt.","English":"store"},
{"Chinese":"风暴，暴(风)雨","part":"n.","English":"storm"},
{"Chinese":"故事，小说","part":"n.","English":"story"},
{"Chinese":"直的；坦率的","part":"a.&ad","English":"straight"},
{"Chinese":"奇怪的，奇特的，陌生的","part":"a.","English":"strange"},
{"Chinese":"陌生人，外人","part":"n.","English":"stranger"},
{"Chinese":"草莓","part":"n.","English":"strawberry"},
{"Chinese":"小河；溪流","part":"n.","English":"stream"},
{"Chinese":"街，街道","part":"n.","English":"street"},
{"Chinese":"压力（给…压力）","part":"vt.&n.","English":"stress"},
{"Chinese":"严格的，严密的","part":"a.","English":"strict"},
{"Chinese":"强(壮)的；坚固的；强烈的；坚强的","part":"a.","English":"strong"},
{"Chinese":"学生","part":"n.","English":"student"},
{"Chinese":"学习；研究","part":"v.","English":"study"},
{"Chinese":"书房","part":"n.","English":"study"},
{"Chinese":"愚蠢的，笨的","part":"a.","English":"stupid"},
{"Chinese":"风格","part":"n.","English":"style"},
{"Chinese":"题目；主题；学科；主语","part":"n.","English":"subject"},
{"Chinese":"成功","part":"vi.","English":"succeed"},
{"Chinese":"成功","part":"n.","English":"success"},
{"Chinese":"成功的，有成就的","part":"a.","English":"successful"},
{"Chinese":"那么","part":"ad.","English":"such"},
{"Chinese":"(泛指)人，事物","part":"pron.","English":"such"},
{"Chinese":"这样的，那样的","part":"a.","English":"such"},
{"Chinese":"例如","part":"","English":"such as"},
{"Chinese":"突然的","part":"a.","English":"sudden"},
{"Chinese":"糖","part":"n.","English":"sugar"},
{"Chinese":"建议，提议","part":"vt.","English":"suggest"},
{"Chinese":"建议","part":"n.","English":"suggestion"},
{"Chinese":"夏天，夏季","part":"n.","English":"summer"},
{"Chinese":"太阳，阳光","part":"n.","English":"sun"},
{"Chinese":"星期日","part":"n.","English":"Sunday"},
{"Chinese":"晴朗的；阳光充足的","part":"a.","English":"sunny"},
{"Chinese":"超级市场","part":"n.","English":"supermarket"},
{"Chinese":"晚餐，晚饭","part":"n.","English":"supper"},
{"Chinese":"供给，供应","part":"vt.&n.","English":"supply"},
{"Chinese":"支持，支撑","part":"vt.&n.","English":"support"},
{"Chinese":"猜想，假定，料想","part":"vt.","English":"suppose"},
{"Chinese":"确信，肯定口","part":"a.","English":"sure"},
{"Chinese":"(口语)的确，一定，当然","part":"ad.","English":"sure"},
{"Chinese":"表面","part":"n.","English":"surface"},
{"Chinese":"使惊奇，使诧异","part":"vt.","English":"surprise"},
{"Chinese":"惊奇，诧异","part":"n.","English":"surprise"},
{"Chinese":"调查，测量","part":"vt.&n.","English":"survey"},
{"Chinese":"厚运动衫，毛衣","part":"n.","English":"sweater"},
{"Chinese":"扫除，扫","part":"v.","English":"sweep(swept, swept)"},
{"Chinese":"甜食；蜜饯；甜点；糖果；芳香","part":"n.","English":"sweet"},
{"Chinese":"甜的；新鲜的；可爱的；亲切的","part":"a.","English":"sweet"},
{"Chinese":"游泳，游","part":"vi.","English":"swim(swam, swum)"},
{"Chinese":"游泳","part":"n.","English":"swimming"},
{"Chinese":"秋千；摆动；挥动","part":"n.","English":"swing"},
{"Chinese":"摇摆；荡向","part":"v.","English":"swing"},
{"Chinese":"象征，标志；符号","part":"n.","English":"symbol"},
{"Chinese":"系统；制度；身体","part":"n.","English":"system"},
{"Chinese":"桌子，表格","part":"n.","English":"table"},
{"Chinese":"乒乓球","part":"n.","English":"table tennis"},
{"Chinese":"（动物的）尾巴","part":"n.","English":"tail"},
{"Chinese":"拿；拿走；做；服用；乘坐；花费","part":"vt.","English":"take(took, taken)"},
{"Chinese":"拿走","part":"","English":"take away"},
{"Chinese":"别着急；别紧张","part":"","English":"take it easy"},
{"Chinese":"脱下；起飞","part":"","English":"take off"},
{"Chinese":"从容；慢慢行动","part":"","English":"take one’s time"},
{"Chinese":"取出","part":"","English":"take out"},
{"Chinese":"发生","part":"","English":"take place"},
{"Chinese":"取代，代替","part":"","English":"take the place of"},
{"Chinese":"占去，占据（时间、地位等）","part":"","English":"take up"},
{"Chinese":"天资；人才","part":"n.","English":"talent"},
{"Chinese":"故事，传说","part":"n.","English":"tale"},
{"Chinese":"谈话，讲话，演讲；交谈","part":"n.&v.","English":"talk"},
{"Chinese":"谈论；议论","part":"","English":"talk about"},
{"Chinese":"谈论，议论","part":"","English":"talk of"},
{"Chinese":"高的","part":"a.","English":"tall"},
{"Chinese":"磁带；录音带","part":"n.","English":"tape"},
{"Chinese":"任务，工作","part":"n.","English":"task"},
{"Chinese":"品尝，尝味；味道","part":"n.","English":"taste"},
{"Chinese":"品尝，尝味","part":"vt.","English":"taste"},
{"Chinese":"出租汽车","part":"n.","English":"taxi"},
{"Chinese":"茶；茶叶","part":"n.","English":"tea"},
{"Chinese":"教书，教","part":"v.","English":"teach(taught, taught)"},
{"Chinese":"教师，教员","part":"n.","English":"teacher"},
{"Chinese":"队，组","part":"n.","English":"team"},
{"Chinese":"技术","part":"n.","English":"technology"},
{"Chinese":"青少年","part":"n.","English":"teenager(=teen)"},
{"Chinese":"打电话","part":"v.","English":"telephone"},
{"Chinese":"电话","part":"n.","English":"telephone"},
{"Chinese":"电视；电视机","part":"n.","English":"television=TV"},
{"Chinese":"告诉；讲述；吩咐","part":"vt.","English":"tell(told, told)"},
{"Chinese":"温度","part":"n.","English":"temperature"},
{"Chinese":"十","part":"num.","English":"ten"},
{"Chinese":"网球","part":"n.","English":"tennis"},
{"Chinese":"第十","part":"num.","English":"tenth"},
{"Chinese":"帐篷","part":"n.","English":"tent"},
{"Chinese":"学期；术语；条款；项","part":"n.","English":"term"},
{"Chinese":"可怕的；糟糕的","part":"a.","English":"terrible"},
{"Chinese":"测试，考查，试验","part":"vi.&n.","English":"test"},
{"Chinese":"文本，课文","part":"n.","English":"text"},
{"Chinese":"比","part":"conj.","English":"than"},
{"Chinese":"感谢，致谢，道谢","part":"vt.","English":"thank"},
{"Chinese":"感谢，谢意","part":"n.(pl.)","English":"thanks"},
{"Chinese":"那，那个","part":"a.&pron.","English":"that"},
{"Chinese":"那，那个(引导宾语从句等)","part":"conj.","English":"that"},
{"Chinese":"这(那)个，这(那)些(用于特定人或物、序数词、最高级、专有名词，世上独一无二事物前)","part":"art.","English":"the"},
{"Chinese":"后天","part":"","English":"the day after tomorrow"},
{"Chinese":"前天","part":"","English":"the day before yesterday"},
{"Chinese":"越……就越……","part":"","English":"the more… the more"},
{"Chinese":"前几天；某日","part":"","English":"the other day"},
{"Chinese":"剧场，戏院","part":"n.","English":"theatre(美theatre)"},
{"Chinese":"他(或她、它)们的","part":"pron.","English":"their"},
{"Chinese":"他们的","part":"pron.","English":"theirs"},
{"Chinese":"他／她／它们(宾格)","part":"pron.","English":"them"},
{"Chinese":"他／她／它们自己","part":"pron.","English":"themselves"},
{"Chinese":"当时，那时；然后；那么(通常用于句首或句尾)","part":"ad.","English":"then"},
{"Chinese":"那!你瞧(表示引起注意)","part":"int.","English":"there"},
{"Chinese":"那里，那儿","part":"n.","English":"there"},
{"Chinese":"在那里，往那里；(作引导词)表示“存在”","part":"ad.","English":"there"},
{"Chinese":"这些","part":"a.&pron.","English":"these"},
{"Chinese":"他(她)们；它们；人们","part":"pron.","English":"they"},
{"Chinese":"厚的","part":"a.","English":"thick"},
{"Chinese":"薄的；瘦的；稀的","part":"a.","English":"thin"},
{"Chinese":"东西；(pl．)物品，用品；事情，事件","part":"n.","English":"thing"},
{"Chinese":"想；认为；考虑","part":"v.","English":"think(thought, thought)"},
{"Chinese":"考虑（是否去做）","part":"","English":"think about"},
{"Chinese":"想起；考虑；认为；看法","part":"","English":"think of"},
{"Chinese":"第三","part":"num.","English":"third"},
{"Chinese":"渴的","part":"a.","English":"thirsty"},
{"Chinese":"十三","part":"num.","English":"thirteen"},
{"Chinese":"三十","part":"num.","English":"thirty"},
{"Chinese":"这，这个","part":"a.& pron.","English":"this"},
{"Chinese":"那些","part":"a.& pron.","English":"those"},
{"Chinese":"虽然，可是","part":"conj.","English":"though"},
{"Chinese":"思考，思想；念头","part":"n.","English":"thought"},
{"Chinese":"千","part":"num.","English":"thousand"},
{"Chinese":"成千上万；几千","part":"","English":"thousands of"},
{"Chinese":"线","part":"n.","English":"thread"},
{"Chinese":"three n／zm．三","part":"num.","English":"three"},
{"Chinese":"穿(通)过；从始至终","part":"prep.","English":"through"},
{"Chinese":"穿(通)过；自始至终，全部","part":"ad.","English":"through"},
{"Chinese":"投，掷，扔","part":"v.","English":"throw(threw, thrown)"},
{"Chinese":"扔掉","part":"","English":"throw away"},
{"Chinese":"星期四","part":"n.","English":"Thursday"},
{"Chinese":"票；卷","part":"n.","English":"ticket"},
{"Chinese":"整洁的，干净的","part":"a.","English":"tidy"},
{"Chinese":"(用绳，线)系，拴，扎","part":"vt.","English":"tie"},
{"Chinese":"领带，绳子，结；关系","part":"n.","English":"tie"},
{"Chinese":"老虎","part":"n.","English":"tiger"},
{"Chinese":"直到，直到……为止","part":"conj.","English":"till"},
{"Chinese":"时间；时期；钟点；次，回","part":"n.","English":"time"},
{"Chinese":"极小的，微小的","part":"a.","English":"tiny"},
{"Chinese":"疲劳的，累的","part":"a.","English":"tired"},
{"Chinese":"冠军；标题；头衔；权利；字幕；加标题于；赋予头衔；把…称为；冠军的；标题的；头衔的","part":"n. &v.&a.","English":"title"},
{"Chinese":"(动词不定式符号，无词义)；(表示接受动作的人或物)给；对，向，到；在……之前","part":"prep.","English":"to"},
{"Chinese":"今天；现在，当前","part":"ad.&n.","English":"today"},
{"Chinese":"一起，共同","part":"ad.","English":"together"},
{"Chinese":"厕所","part":"n.","English":"toilet"},
{"Chinese":"西红柿，番茄","part":"n.","English":"tomato"},
{"Chinese":"明天","part":"ad.&n.","English":"tomorrow"},
{"Chinese":"(重量单位) 吨","part":"n.","English":"ton"},
{"Chinese":"舌，舌头","part":"n.","English":"tongue"},
{"Chinese":"今晚，今夜","part":"ad.&n.","English":"tonight"},
{"Chinese":"也，还；又；太，过分；很，非常","part":"ad.","English":"too"},
{"Chinese":"太……以至于不……","part":"","English":"too…to…"},
{"Chinese":"工具，器具","part":"n.","English":"tool"},
{"Chinese":"牙齿","part":"n.","English":"tooth (pl. teeth)"},
{"Chinese":"牙痛","part":"n.","English":"toothache"},
{"Chinese":"牙刷","part":"n.","English":"toothbrush"},
{"Chinese":"牙膏","part":"n.","English":"toothpaste"},
{"Chinese":"顶部，(物体的)上面","part":"n.","English":"top"},
{"Chinese":"主题；题目；一般规则；总论","part":"n.","English":"topic"},
{"Chinese":"总数的；总括的；完全的，全然的","part":"a.","English":"total"},
{"Chinese":"合计，总计","part":"n.","English":"total"},
{"Chinese":"触摸，接触","part":"vt.&n.","English":"touch"},
{"Chinese":"参观，观光，旅行","part":"n./v","English":"tour"},
{"Chinese":"旅行者，观光者","part":"n.","English":"tourist"},
{"Chinese":"向，朝，对于","part":"prep.","English":"toward(s)"},
{"Chinese":"毛巾","part":"n.","English":"towel"},
{"Chinese":"塔；要害地；楼塔","part":"n.","English":"tower"},
{"Chinese":"高耸；远远高于，远超过","part":"v.","English":"tower"},
{"Chinese":"城镇；城","part":"n.","English":"town"},
{"Chinese":"玩具；玩物","part":"n.","English":"toy"},
{"Chinese":"贸易","part":"n.","English":"trade"},
{"Chinese":"传统的","part":"a.","English":"traditional"},
{"Chinese":"交通，来往车辆","part":"n.","English":"traffic"},
{"Chinese":"火车","part":"n.","English":"train"},
{"Chinese":"培训，训练","part":"v.","English":"train"},
{"Chinese":"培训","part":"n.","English":"training"},
{"Chinese":"翻译","part":"vt.","English":"translate"},
{"Chinese":"旅行","part":"n.&vi.","English":"travel"},
{"Chinese":"金银财宝；财富","part":"n.","English":"treasure"},
{"Chinese":"治疗；对待；探讨；视为；请客；协商；款待","part":"v.&n.","English":"treat"},
{"Chinese":"治疗，疗法","part":"n.","English":"treatment"},
{"Chinese":"树","part":"n.","English":"tree"},
{"Chinese":"旅行，旅程","part":"n.","English":"trip"},
{"Chinese":"使苦恼，使忧虑，使麻烦","part":"vt.","English":"trouble"},
{"Chinese":"问题，疾病，烦恼，麻烦","part":"n.","English":"trouble"},
{"Chinese":"裤子，长裤","part":"n.","English":"trousers"},
{"Chinese":"卡车，运货车；车皮","part":"n.","English":"truck"},
{"Chinese":"真的，真实的；忠诚的","part":"a.","English":"1"},
{"Chinese":"相信，信任，信赖","part":"vt.","English":"trust"},
{"Chinese":"真理，事实，真相，实际情况","part":"n.","English":"truth"},
{"Chinese":"试，试图，努力","part":"v.","English":"try"},
{"Chinese":"试穿；试试看","part":"","English":"try on"},
{"Chinese":"试验","part":"","English":"try out"},
{"Chinese":"关小；调低","part":"","English":"turn down"},
{"Chinese":"关掉（水、电视、收音机等）","part":"","English":"turn off"},
{"Chinese":"打开（水、电视、收音机等）","part":"","English":"turn on"},
{"Chinese":"翻动；梨翻（土地）","part":"","English":"turn over"},
{"Chinese":"到达；来到；开大（声音等）","part":"","English":"turn up"},
{"Chinese":"T恤衫","part":"n.","English":"T-shirt"},
{"Chinese":"星期二","part":"n.","English":"Tuesday"},
{"Chinese":"旋转，翻转，转变，转弯","part":"v.","English":"turn"},
{"Chinese":"轮流，(轮流的)顺序","part":"n.","English":"turn"},
{"Chinese":"第十二","part":"num.","English":"twelfth"},
{"Chinese":"十二","part":"num.","English":"twelve"},
{"Chinese":"第二十","part":"num.","English":"twentieth"},
{"Chinese":"二十","part":"num.","English":"twenty"},
{"Chinese":"两次；两倍","part":"ad.","English":"twice"},
{"Chinese":"二","part":"num.","English":"two"},
{"Chinese":"典型的；特有的；有象征的","part":"a.","English":"typical"},
{"Chinese":"丑陋的；难看的","part":"a.","English":"ugly"},
{"Chinese":"联合王国；英国","part":"abbr. &n.","English":"UK"},
{"Chinese":"雨伞","part":"n.","English":"umbrella"},
{"Chinese":"叔；伯；舅；姑夫；姨父","part":"n.","English":"uncle"},
{"Chinese":"在……下面，向……下面","part":"prep.","English":"under"},
{"Chinese":"地下的","part":"a.","English":"underground"},
{"Chinese":"地铁","part":"n.","English":"underground"},
{"Chinese":"强调；在…下面划线；预告；下划线；下期节目预告","part":"v. &n.","English":"underline"},
{"Chinese":"懂得；明白；理解","part":"v.","English":"understand"},
{"Chinese":"","part":"","English":"(understood, ~)"},
{"Chinese":"单元，单位","part":"n.","English":"unit"},
{"Chinese":"大学","part":"n.","English":"university"},
{"Chinese":"如果不；除非","part":"conj.","English":"unless"},
{"Chinese":"直到……为止","part":"prep.&","English":"until(till)"},
{"Chinese":"向上；在上方；起来；在……以上","part":"ad.","English":"up"},
{"Chinese":"向(高处)；向(在)……上(面)游","part":"prep.","English":"up"},
{"Chinese":"上下，来回","part":"","English":"up and down"},
{"Chinese":"在……上面","part":"prep.","English":"upon"},
{"Chinese":"使心烦；颠覆；扰乱；翻到；心烦的；混乱的；弄翻的；混乱；颠倒","part":"v. &a. &n.","English":"upset"},
{"Chinese":"在楼上，到楼上","part":"ad.","English":"upstairs"},
{"Chinese":"我们(宾格)","part":"pron.","English":"us"},
{"Chinese":"美国（United States）","part":"abbr.","English":"US"},
{"Chinese":"利用，使用，应用","part":"n.&vt.","English":"use"},
{"Chinese":"用过的","part":"a.","English":"used"},
{"Chinese":"过去常常","part":"","English":"used to do sth."},
{"Chinese":"习惯于","part":"","English":"used to sth"},
{"Chinese":"有用的，有益的","part":"a.","English":"useful"},
{"Chinese":"无用的","part":"a.","English":"useless"},
{"Chinese":"通常的，平常的","part":"a.","English":"usual"},
{"Chinese":"通常，经常","part":"ad.","English":"usually"},
{"Chinese":"假期，休假","part":"n.","English":"vacation"},
{"Chinese":"有价值的；贵重的；可估价的；贵重物品","part":"a. &n.","English":"valuable"},
{"Chinese":"价值，益处","part":"n.","English":"value"},
{"Chinese":"各种各样的；多方面的","part":"adj.","English":"various"},
{"Chinese":"蔬菜","part":"n.","English":"vegetable"},
{"Chinese":"运输工具，车辆","part":"n.","English":"vehicle"},
{"Chinese":"很，非常","part":"ad.","English":"very"},
{"Chinese":"胜利","part":"n.","English":"victory"},
{"Chinese":"录像，视频","part":"n.","English":"video"},
{"Chinese":"村庄，乡村","part":"n.","English":"village"},
{"Chinese":"小提琴","part":"n.","English":"violin"},
{"Chinese":"参观，访问，拜访","part":"n.&vt.","English":"visit"},
{"Chinese":"访问者，参观者","part":"n.","English":"visitor"},
{"Chinese":"说话声；语态","part":"n.","English":"voice"},
{"Chinese":"排球","part":"n.","English":"volleyball"},
{"Chinese":"志愿者；志愿兵；志愿的；自愿；自愿","part":"n. /a./v.","English":"volunteer"},
{"Chinese":"等，等候","part":"vi.","English":"wait"},
{"Chinese":"等候，等待","part":"","English":"wait for"},
{"Chinese":"醒，醒来，叫醒","part":"v.","English":"wake(woke, woken)"},
{"Chinese":"醒来","part":"","English":"wake up"},
{"Chinese":"步行，散步","part":"v.&n.","English":"walk"},
{"Chinese":"墙","part":"n.","English":"wall"},
{"Chinese":"钱包，皮夹","part":"n.","English":"wallet"},
{"Chinese":"想，想要，需要，必要","part":"v.","English":"want"},
{"Chinese":"战争","part":"n.","English":"war"},
{"Chinese":"暖和的，温暖的，热情的","part":"a.","English":"warm"},
{"Chinese":"警告，预先通知","part":"vt.","English":"warn"},
{"Chinese":"洗(涤)，冲洗","part":"v.","English":"wash"},
{"Chinese":"浪费","part":"n.&vt.","English":"waste"},
{"Chinese":"观看，注视；当心，注意","part":"vt.","English":"watch"},
{"Chinese":"手表，表","part":"n.","English":"watch"},
{"Chinese":"水","part":"n.","English":"water"},
{"Chinese":"西瓜","part":"n.","English":"watermelon"},
{"Chinese":"路，路线，方式，手段","part":"n.","English":"way"},
{"Chinese":"我们","part":"pron.","English":"we"},
{"Chinese":"差的，弱的，淡的","part":"a.","English":"weak"},
{"Chinese":"财产，财富","part":"n.","English":"wealth"},
{"Chinese":"穿，戴","part":"v.","English":"wear(wore, worn)"},
{"Chinese":"天气","part":"n.","English":"weather"},
{"Chinese":"(互联网)网站","part":"n.","English":"website"},
{"Chinese":"星期三","part":"n.","English":"Wednesday"},
{"Chinese":"星期，周","part":"n.","English":"week"},
{"Chinese":"平日","part":"n.","English":"weekday"},
{"Chinese":"周末","part":"n.","English":"weekend"},
{"Chinese":"称……的重量，重(若干)","part":"vt.","English":"weigh"},
{"Chinese":"重，重量","part":"n.","English":"weight"},
{"Chinese":"欢迎","part":"int.n.&v.","English":"welcome"},
{"Chinese":"受欢迎的","part":"a.","English":"welcome"},
{"Chinese":"好","part":"ad.","English":"well(better, best)"},
{"Chinese":"好的，健康的","part":"a.","English":"well"},
{"Chinese":"表示惊讶、同意","part":"int.","English":"well"},
{"Chinese":"(在)西的，向西的，从西来的","part":"a.","English":"west"},
{"Chinese":"西部，西方","part":"n.","English":"west"},
{"Chinese":"西方的，西部的","part":"a.","English":"western"},
{"Chinese":"湿的，潮的，多雨的","part":"a.","English":"wet"},
{"Chinese":"鲸","part":"n.","English":"whale"},
{"Chinese":"什么，怎么样","part":"pron.","English":"what"},
{"Chinese":"多么，何等，什么","part":"a.","English":"what"},
{"Chinese":"无论什么，不管什么","part":"conj.&","English":"whatever"},
{"Chinese":"小麦","part":"n.","English":"wheat"},
{"Chinese":"轮，机轮","part":"n.","English":"wheel"},
{"Chinese":"当……的时候","part":"conj.","English":"when"},
{"Chinese":"什么时候，何时","part":"ad.","English":"when"},
{"Chinese":"每当，无论何时","part":"conj.","English":"whenever"},
{"Chinese":"在哪里，往哪里","part":"ad.","English":"where"},
{"Chinese":"是否","part":"conj.","English":"whether"},
{"Chinese":"那（哪）个；那（哪）一些","part":"pron.","English":"which"},
{"Chinese":"这（哪）个；这（哪）些","part":"a.","English":"which"},
{"Chinese":"在……的时候，和……同时","part":"conj.","English":"while"},
{"Chinese":"一会儿，一段时间","part":"n.while"},
{"Chinese":"白色的","part":"a.","English":"white"},
{"Chinese":"白色","part":"n.","English":"white"},
{"Chinese":"谁","part":"pron.","English":"who"},
{"Chinese":"整个的；全部的","part":"a.","English":"whole"},
{"Chinese":"(who)的宾格","part":"pron.","English":"whom"},
{"Chinese":"谁的","part":"pron.","English":"whose"},
{"Chinese":"为什么","part":"ad.&int.","English":"why"},
{"Chinese":"宽阔的","part":"a.","English":"wide"},
{"Chinese":"妻子","part":"n.","English":"wife"},
{"Chinese":"野生的；野蛮的；狂热的；荒凉的；荒野；疯狂地；胡乱地","part":"a.& n.& ad.","English":"wild"},
{"Chinese":"将，会(表示将来)，愿意，要","part":"modal v.","English":"will (would,-)"},
{"Chinese":"获胜，赢得","part":"v.","English":"win(won, won)"},
{"Chinese":"风","part":"n.","English":"wind"},
{"Chinese":"窗户","part":"n.","English":"window"},
{"Chinese":"有风的，多风的","part":"a.","English":"windy"},
{"Chinese":"酒","part":"n.","English":"wine"},
{"Chinese":"翅膀","part":"n.","English":"wing"},
{"Chinese":"获胜者","part":"n.","English":"winner"},
{"Chinese":"冬天，冬季","part":"n.","English":"winter"},
{"Chinese":"聪明的，英明的，有见识的","part":"a.","English":"wise"},
{"Chinese":"愿望，祝愿","part":"n.","English":"wish"},
{"Chinese":"希望，想要，祝愿","part":"vt.","English":"wish"},
{"Chinese":"关于，带有，以，和，用，有","part":"prep.","English":"with"},
{"Chinese":"没有","part":"prep.","English":"without"},
{"Chinese":"狼","part":"n.","English":"wolf(pl. wolves)"},
{"Chinese":"妇女，女人","part":"n.","English":"woman(pl. women)"},
{"Chinese":"对……疑惑，感到惊奇，想知道","part":"v.","English":"wonder"},
{"Chinese":"美妙的，精彩的，了不起的，太好了","part":"a.","English":"wonderful"},
{"Chinese":"木头，木材","part":"n.","English":"wood"},
{"Chinese":"词，单词，话","part":"n.","English":"word"},
{"Chinese":"工作，劳动，事情”","part":"n.","English":"work"},
{"Chinese":"工作，(机器、器官等)运转，活动","part":"v.","English":"work"},
{"Chinese":"算出，解决","part":"","English":"work out"},
{"Chinese":"工人，工作者","part":"n.","English":"worker"},
{"Chinese":"世界","part":"n.","English":"world"},
{"Chinese":"烦恼，担忧，发怒，困扰","part":"v.","English":"worry"},
{"Chinese":"担心，烦恼","part":"","English":"worry about"},
{"Chinese":"更坏的；更差的；更恶劣的；（病情）更重的；更糟；更坏；更恶劣地；更坏地；更坏的事；更恶劣的事","part":"a.&ad&n..","English":"worse"},
{"Chinese":"最差的，最坏的；最不利的；效能最低的","part":"adj.","English":"worst"},
{"Chinese":"最坏；最坏的时候","part":"n.","English":"worst"},
{"Chinese":"最坏地；最不利地","part":"adv.","English":"worst"},
{"Chinese":"有……的价值，值得……的","part":"a.","English":"worth"},
{"Chinese":"将,会；打算；想要","part":"modal.v.","English":"would (will的过去时)"},
{"Chinese":"伤，伤害","part":"vt.","English":"wound"},
{"Chinese":"创伤，伤口","part":"n.","English":"wound"},
{"Chinese":"写，书写，写作，著述","part":"v.","English":"write(wrote, written)"},
{"Chinese":"写下，记下","part":"","English":"write down"},
{"Chinese":"写信给","part":"","English":"write to"},
{"Chinese":"作家；作者","part":"n.","English":"writer"},
{"Chinese":"错误的，不正常的，有毛病的","part":"a.","English":"wrong"},
{"Chinese":"X射线，x光","part":"n.","English":"X-ray"},
{"Chinese":"码；院子；场地","part":"n.","English":"yard"},
{"Chinese":"年","part":"n.","English":"year"},
{"Chinese":"黄色","part":"n.","English":"yellow"},
{"Chinese":"黄色的","part":"a.","English":"yellow"},
{"Chinese":"是，好，同意","part":"ad.","English":"yes"},
{"Chinese":"昨天","part":"n.&ad.","English":"yesterday"},
{"Chinese":"尚，还，仍然","part":"ad.","English":"yet"},
{"Chinese":"你；你们","part":"pron.","English":"you"},
{"Chinese":"年轻的","part":"a.","English":"young"},
{"Chinese":"你的；你们的","part":"pron.","English":"your"},
{"Chinese":"你的；你们的(名词性物主代词)","part":"pron.","English":"yours"},
{"Chinese":"你自己","part":"pron.","English":"yourself(pl. yourselves)"},
{"Chinese":"班马","part":"n.","English":"zebra"},
{"Chinese":"零；零度；零点","part":"n.&num.","English":"zero"},
{"Chinese":"动物园","part":"n.","English":"zoo"}
]}
